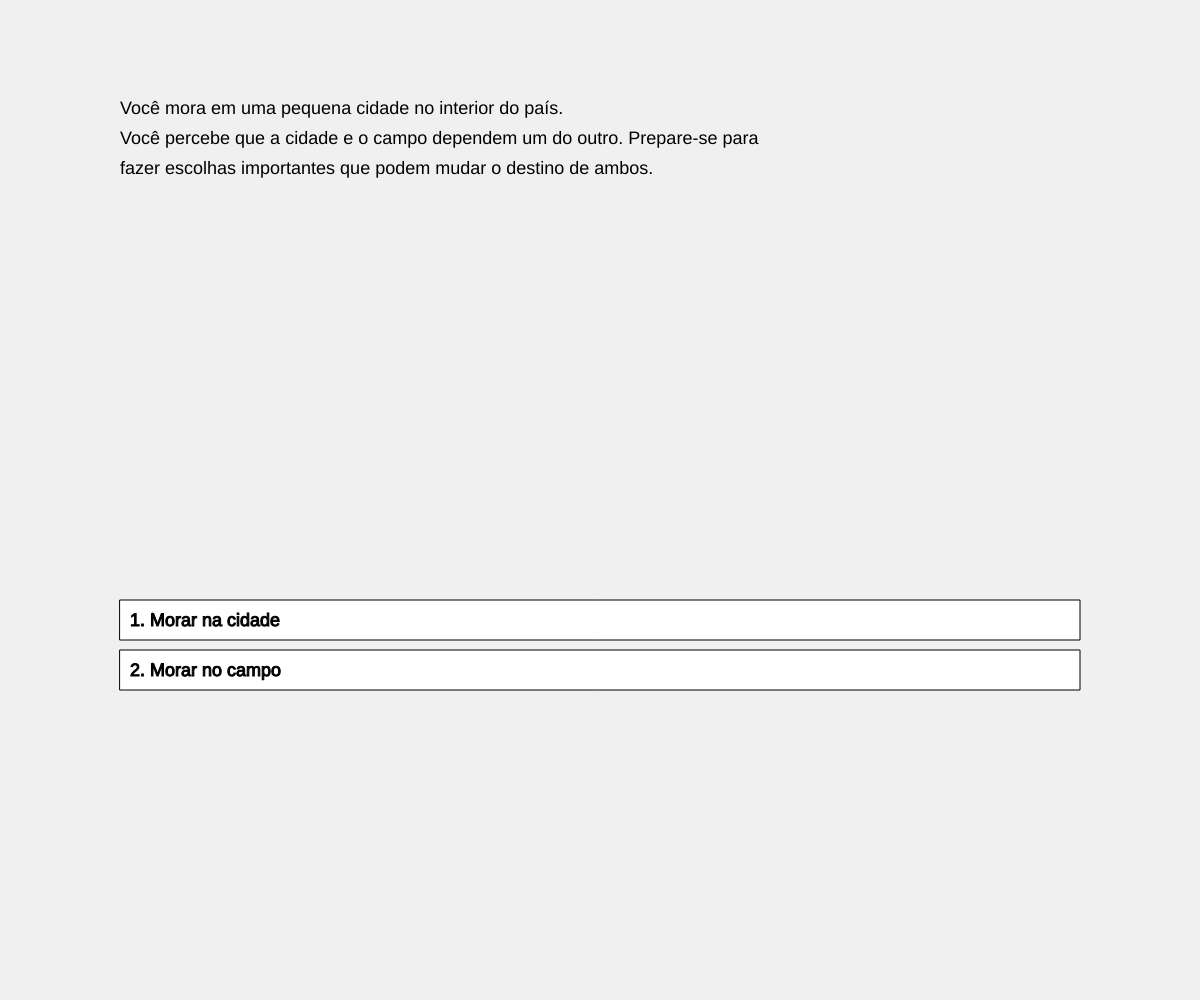
Frame 1 (no input)
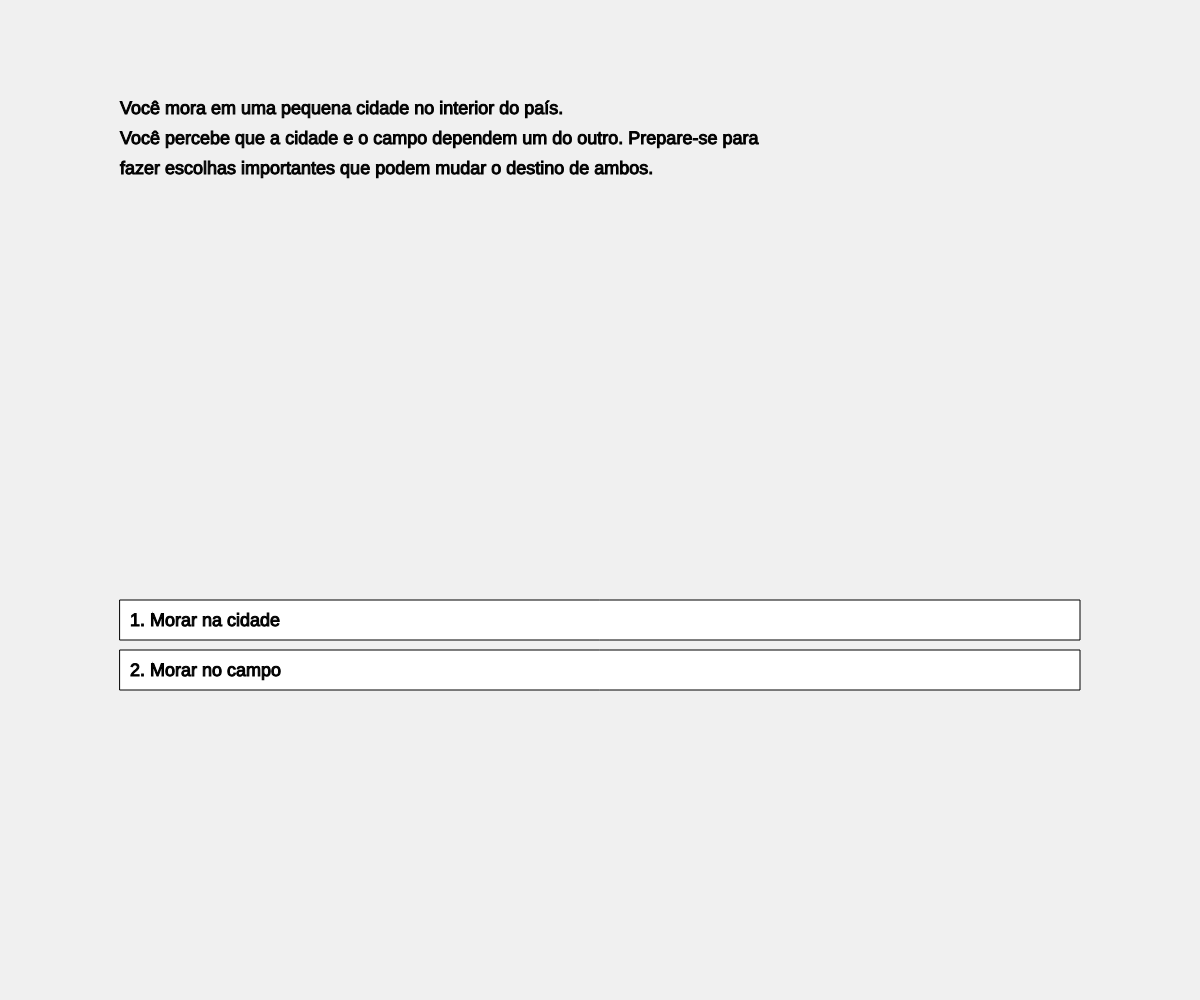
Frame 60 (no input)
Frame 120 (the mouse pressed at the canvas centre since frame 60): identical to frame 60, image omitted

The p5.js sketch that drew these frames (run headless with seeded random() and noise() and a simulated clock; from frame 60 on, the mouse is pressed at the canvas centre):

// p5.js sketch
// ── sketch.js
let currentScene = 'start';
let nextScene = '';
let fading = false;
let fadeAlpha = 0;

function setup() {
  createCanvas(windowWidth, windowHeight);
  textAlign(LEFT, TOP);
  textSize(18);
}

function draw() {
  if(fading) {
    fill(0, fadeAlpha);
    noStroke();
    rect(0, 0, width, height);
    fadeAlpha += 10;
    if(fadeAlpha >= 255) {
      fadeAlpha = 0;
      fading = false;
      currentScene = nextScene;
    }
    return;
  }
// inicio do jogo
  if(currentScene === 'start') {
    background(240);
  } else if(currentScene.startsWith('city')) {
    background(135, 206, 235);
    fill(80);
    noStroke();
    for(let i = 0; i < width; i += 100) {
      let h = 150 + (i % 3) * 50;
      rect(i, height - h, 80, h);
    }
  } else if(currentScene.startsWith('camp')) {
    background(200, 255, 200);
    fill(255, 204, 0);
    noStroke();
    ellipse(width - 100, 100, 80, 80);
    fill(100, 155, 100);
    rect(0, height - 100, width, 100);
    fill(34, 139, 34);
    rect(width/2 - 10, height - 140, 20, 40);
  }

  if (currentScene === 'start') {
    fill(0);
    text("Você mora em uma pequena cidade no interior do país.", width*0.1, height*0.10 + 30*0);
    fill(0);
    text("Você percebe que a cidade e o campo dependem um do outro. Prepare-se para", width*0.1, height*0.10 + 30*1);
    fill(0);
    text("fazer escolhas importantes que podem mudar o destino de ambos.", width*0.1, height*0.10 + 30*2);
    stroke(0);
    fill(255);
    rect(width*0.1, height*0.6 + 50*0, width*0.8, 40);
    fill(0);
    text("1. Morar na cidade", width*0.1 + 10, height*0.6 + 50*0 + 12);
    stroke(0);
    fill(255);
    rect(width*0.1, height*0.6 + 50*1, width*0.8, 40);
    fill(0);
    text("2. Morar no campo", width*0.1 + 10, height*0.6 + 50*1 + 12);
  }
// escolha do cenario
  if (currentScene === 'city1') {
    fill(0);
    text("Você vive na cidade grande. Há problemas: a cidade precisa de alimentos do campo.", width*0.1, height*0.10 + 30*0);
    fill(0);
    text("As pessoas do campo precisam dos produtos da cidade. O que você faz?", width*0.1, height*0.10 + 30*1);
    stroke(0);
    fill(255);
    rect(width*0.1, height*0.6 + 50*0, width*0.8, 40);
    fill(0);
    text("1. Investir em fazendas urbanas", width*0.1 + 10, height*0.6 + 50*0 + 12);
    stroke(0);
    fill(255);
    rect(width*0.1, height*0.6 + 50*1, width*0.8, 40);
    fill(0);
    text("2. Aumentar as compras de alimentos do campo", width*0.1 + 10, height*0.6 + 50*1 + 12);
    stroke(0);
    fill(255);
    rect(width*0.1, height*0.6 + 50*2, width*0.8, 40);
    fill(0);
    text("3. Ignorar o problema e focar na cidade", width*0.1 + 10, height*0.6 + 50*2 + 12);
  }
// a partir daqui tem diversas escolhas que podem ser feitas
  if (currentScene === 'cityInvest1') {
    fill(0);
    text("Você investe em fazendas urbanas. Aos poucos, a produção agrícola cresce na cidade.", width*0.1, height*0.10 + 30*0);
    fill(0);
    text("Ainda assim, você sente falta dos produtos típicos do campo. O que fazer agora?", width*0.1, height*0.10 + 30*1);
    stroke(0);
    fill(255);
    rect(width*0.1, height*0.6 + 50*0, width*0.8, 40);
    fill(0);
    text("1. Levar produtos rurais para a feira da cidade", width*0.1 + 10, height*0.6 + 50*0 + 12);
    stroke(0);
    fill(255);
    rect(width*0.1, height*0.6 + 50*1, width*0.8, 40);
    fill(0);
    text("2. Organizar eventos culturais rurais na cidade", width*0.1 + 10, height*0.6 + 50*1 + 12);
    stroke(0);
    fill(255);
    rect(width*0.1, height*0.6 + 50*2, width*0.8, 40);
    fill(0);
    text("3. Continuar focando apenas no crescimento urbano", width*0.1 + 10, height*0.6 + 50*2 + 12);
  }

  if (currentScene === 'cityBuy1') {
    fill(0);
    text("Você decide apoiar diretamente os agricultores, comprando mais dos campos.", width*0.1, height*0.10 + 30*0);
    fill(0);
    text("Isso ajuda o campo, mas a cidade ainda sofre com poluição e falta de espaço. O próximo passo?", width*0.1, height*0.10 + 30*1);
    stroke(0);
    fill(255);
    rect(width*0.1, height*0.6 + 50*0, width*0.8, 40);
    fill(0);
    text("1. Investir em energia limpa e transporte", width*0.1 + 10, height*0.6 + 50*0 + 12);
    stroke(0);
    fill(255);
    rect(width*0.1, height*0.6 + 50*1, width*0.8, 40);
    fill(0);
    text("2. Promover festivais culturais rurais na cidade", width*0.1 + 10, height*0.6 + 50*1 + 12);
    stroke(0);
    fill(255);
    rect(width*0.1, height*0.6 + 50*2, width*0.8, 40);
    fill(0);
    text("3. Reduzir impostos para empresas urbanas", width*0.1 + 10, height*0.6 + 50*2 + 12);
  }

  if (currentScene === 'cityIgnore1') {
    fill(0);
    text("Você ignora os problemas do campo. Aos poucos, os mercados ficam vazios e a cidade sofre com falta de alimentos.", width*0.1, height*0.10 + 30*0);
    fill(0);
    text("O que você faz agora?", width*0.1, height*0.10 + 30*1);
    stroke(0);
    fill(255);
    rect(width*0.1, height*0.6 + 50*0, width*0.8, 40);
    fill(0);
    text("1. Perceber o erro e ajudar os agricultores", width*0.1 + 10, height*0.6 + 50*0 + 12);
    stroke(0);
    fill(255);
    rect(width*0.1, height*0.6 + 50*1, width*0.8, 40);
    fill(0);
    text("2. Tentar cultivar alimentos em prédios abandonados", width*0.1 + 10, height*0.6 + 50*1 + 12);
    stroke(0);
    fill(255);
    rect(width*0.1, height*0.6 + 50*2, width*0.8, 40);
    fill(0);
    text("3. Desistir da cidade e voltar ao campo", width*0.1 + 10, height*0.6 + 50*2 + 12);
  }

  if (currentScene === 'cityTrade2') {
    fill(0);
    text("Você leva produtos rurais para a feira da cidade.", width*0.1, height*0.10 + 30*0);
    fill(0);
    text("A comunidade celebra o intercâmbio e muitos aprendem sobre o valor do campo.", width*0.1, height*0.10 + 30*1);
    stroke(0);
    fill(255);
    rect(width*0.1, height*0.6 + 50*0, width*0.8, 40);
    fill(0);
    text("1. Expandir o mercado para outras cidades", width*0.1 + 10, height*0.6 + 50*0 + 12);
    stroke(0);
    fill(255);
    rect(width*0.1, height*0.6 + 50*1, width*0.8, 40);
    fill(0);
    text("2. Criar programa educacional sobre agricultura", width*0.1 + 10, height*0.6 + 50*1 + 12);
    stroke(0);
    fill(255);
    rect(width*0.1, height*0.6 + 50*2, width*0.8, 40);
    fill(0);
    text("3. Aumentar a produção urbana para exportação", width*0.1 + 10, height*0.6 + 50*2 + 12);
  }

  if (currentScene === 'cityCulture2') {
    fill(0);
    text("Você promove cultura rural na cidade. Festivais trazem música e comidas típicas do campo.", width*0.1, height*0.10 + 30*0);
    fill(0);
    text("Ambos veem valor um no outro.", width*0.1, height*0.10 + 30*1);
    stroke(0);
    fill(255);
    rect(width*0.1, height*0.6 + 50*0, width*0.8, 40);
    fill(0);
    text("1. Convidar fazendeiros para conselhos de planejamento", width*0.1 + 10, height*0.6 + 50*0 + 12);
    stroke(0);
    fill(255);
    rect(width*0.1, height*0.6 + 50*1, width*0.8, 40);
    fill(0);
    text("2. Ensinar técnicas agrícolas nas escolas urbanas", width*0.1 + 10, height*0.6 + 50*1 + 12);
    stroke(0);
    fill(255);
    rect(width*0.1, height*0.6 + 50*2, width*0.8, 40);
    fill(0);
    text("3. Planejar um projeto de agricultura comunitária", width*0.1 + 10, height*0.6 + 50*2 + 12);
  }

  if (currentScene === 'cityUrbanFocus2') {
    fill(0);
    text("Você continua focado no crescimento urbano. A cidade cresce, mas o campo empobrece cada vez mais.", width*0.1, height*0.10 + 30*0);
    fill(0);
    text("Suprimentos ficam escassos.", width*0.1, height*0.10 + 30*1);
    stroke(0);
    fill(255);
    rect(width*0.1, height*0.6 + 50*0, width*0.8, 40);
    fill(0);
    text("1. Reconhecer o desequilíbrio e mudar de foco", width*0.1 + 10, height*0.6 + 50*0 + 12);
    stroke(0);
    fill(255);
    rect(width*0.1, height*0.6 + 50*1, width*0.8, 40);
    fill(0);
    text("2. Construir mais arranha-céus mesmo sem alimentos suficientes", width*0.1 + 10, height*0.6 + 50*1 + 12);
    stroke(0);
    fill(255);
    rect(width*0.1, height*0.6 + 50*2, width*0.8, 40);
    fill(0);
    text("3. Incentivar migração do campo para a cidade", width*0.1 + 10, height*0.6 + 50*2 + 12);
  }

  if (currentScene === 'cityGreen2') {
    fill(0);
    text("Você investe em energia limpa e transporte. A poluição diminui e as estradas facilitam o escoamento da produção rural.", width*0.1, height*0.10 + 30*0);
    stroke(0);
    fill(255);
    rect(width*0.1, height*0.6 + 50*0, width*0.8, 40);
    fill(0);
    text("1. Ajudar fazendeiros a usar técnicas sustentáveis", width*0.1 + 10, height*0.6 + 50*0 + 12);
    stroke(0);
    fill(255);
    rect(width*0.1, height*0.6 + 50*1, width*0.8, 40);
    fill(0);
    text("2. Diversificar as culturas para alimentar cidades maiores", width*0.1 + 10, height*0.6 + 50*1 + 12);
    stroke(0);
    fill(255);
    rect(width*0.1, height*0.6 + 50*2, width*0.8, 40);
    fill(0);
    text("3. Criar cooperativas urbanas de agricultura", width*0.1 + 10, height*0.6 + 50*2 + 12);
  }

  if (currentScene === 'cityFestival2') {
    fill(0);
    text("Você promove festivais rurais na cidade. A população urbana conhece o campo através da cultura, e a relação se fortalece.", width*0.1, height*0.10 + 30*0);
    stroke(0);
    fill(255);
    rect(width*0.1, height*0.6 + 50*0, width*0.8, 40);
    fill(0);
    text("1. Abrir mercadinho de produtos do campo na cidade", width*0.1 + 10, height*0.6 + 50*0 + 12);
    stroke(0);
    fill(255);
    rect(width*0.1, height*0.6 + 50*1, width*0.8, 40);
    fill(0);
    text("2. Estudar formas de irrigação mistas (cidade-campo)", width*0.1 + 10, height*0.6 + 50*1 + 12);
    stroke(0);
    fill(255);
    rect(width*0.1, height*0.6 + 50*2, width*0.8, 40);
    fill(0);
    text("3. Levar jovens urbanos para auxiliar na colheita", width*0.1 + 10, height*0.6 + 50*2 + 12);
  }

  if (currentScene === 'cityTaxCut2') {
    fill(0);
    text("Você reduz impostos urbanos. As empresas crescem, mas ainda há dependência do campo.", width*0.1, height*0.10 + 30*0);
    fill(0);
    text("O campo sente falta de investimentos em tecnologia.", width*0.1, height*0.10 + 30*1);
    stroke(0);
    fill(255);
    rect(width*0.1, height*0.6 + 50*0, width*0.8, 40);
    fill(0);
    text("1. Investir parte do lucro urbano no campo", width*0.1 + 10, height*0.6 + 50*0 + 12);
    stroke(0);
    fill(255);
    rect(width*0.1, height*0.6 + 50*1, width*0.8, 40);
    fill(0);
    text("2. Criar zonas verdes e parques agrícolas na cidade", width*0.1 + 10, height*0.6 + 50*1 + 12);
    stroke(0);
    fill(255);
    rect(width*0.1, height*0.6 + 50*2, width*0.8, 40);
    fill(0);
    text("3. Enviar técnicos urbanos para ensinar no campo", width*0.1 + 10, height*0.6 + 50*2 + 12);
  }

  if (currentScene === 'cityHelpFarmers2') {
    fill(0);
    text("Você percebe o erro e volta a ajudar. Trabalhando com fazendeiros, reconstrói a ponte entre cidade e campo.", width*0.1, height*0.10 + 30*0);
    stroke(0);
    fill(255);
    rect(width*0.1, height*0.6 + 50*0, width*0.8, 40);
    fill(0);
    text("1. Estabelecer cooperativas rurais integradas", width*0.1 + 10, height*0.6 + 50*0 + 12);
    stroke(0);
    fill(255);
    rect(width*0.1, height*0.6 + 50*1, width*0.8, 40);
    fill(0);
    text("2. Promover educação alimentar nas escolas", width*0.1 + 10, height*0.6 + 50*1 + 12);
    stroke(0);
    fill(255);
    rect(width*0.1, height*0.6 + 50*2, width*0.8, 40);
    fill(0);
    text("3. Realizar feira anual de integração cidade-campo", width*0.1 + 10, height*0.6 + 50*2 + 12);
  }

  if (currentScene === 'cityHighriseFarm2') {
    fill(0);
    text("Você começa a cultivar em arranha-céus. A produção aumenta, mas o campo sente falta de mão de obra e apoio.", width*0.1, height*0.10 + 30*0);
    stroke(0);
    fill(255);
    rect(width*0.1, height*0.6 + 50*0, width*0.8, 40);
    fill(0);
    text("1. Criar parcerias com fazendas para pesquisa", width*0.1 + 10, height*0.6 + 50*0 + 12);
    stroke(0);
    fill(255);
    rect(width*0.1, height*0.6 + 50*1, width*0.8, 40);
    fill(0);
    text("2. Oferecer cursos de agricultura para jovens urbanos", width*0.1 + 10, height*0.6 + 50*1 + 12);
    stroke(0);
    fill(255);
    rect(width*0.1, height*0.6 + 50*2, width*0.8, 40);
    fill(0);
    text("3. Trazer experiências rurais para o prédio agrícola", width*0.1 + 10, height*0.6 + 50*2 + 12);
  }

  if (currentScene === 'cityBackCountry2') {
    fill(0);
    text("Você volta para o campo. Lá, conhece a dura realidade rural, mas também a importância do apoio da cidade.", width*0.1, height*0.10 + 30*0);
    stroke(0);
    fill(255);
    rect(width*0.1, height*0.6 + 50*0, width*0.8, 40);
    fill(0);
    text("1. Focar em exportar produtos especializados", width*0.1 + 10, height*0.6 + 50*0 + 12);
    stroke(0);
    fill(255);
    rect(width*0.1, height*0.6 + 50*1, width*0.8, 40);
    fill(0);
    text("2. Pedir ajuda da cidade em infraestrutura", width*0.1 + 10, height*0.6 + 50*1 + 12);
    stroke(0);
    fill(255);
    rect(width*0.1, height*0.6 + 50*2, width*0.8, 40);
    fill(0);
    text("3. Abrir escola sobre desenvolvimento sustentável", width*0.1 + 10, height*0.6 + 50*2 + 12);
  }

  if (currentScene === 'cityExpandMarket3') {
    fill(0);
    text("Você expandiu o mercado rural para outras cidades. A economia prospera e a interdependência", width*0.1, height*0.10 + 30*0);
    fill(0);
    text("entre cidade e campo se fortalece. Fim.", width*0.1, height*0.10 + 30*1);
  }

  if (currentScene === 'cityEduProgram3') {
    fill(0);
    text("Você criou um programa educacional sobre agricultura. As próximas gerações urbanas aprenderam", width*0.1, height*0.10 + 30*0);
    fill(0);
    text("a valorizar o campo. Fim.", width*0.1, height*0.10 + 30*1);
  }

  if (currentScene === 'cityExport3') {
    fill(0);
    text("Você aumentou a produção urbana para exportar. Os lucros cresceram, mas percebeu que a cidade ainda", width*0.1, height*0.10 + 30*0);
    fill(0);
    text("precisava do campo para equilíbrio. Fim.", width*0.1, height*0.10 + 30*1);
  }

  if (currentScene === 'cityInvFarmers3') {
    fill(0);
    text("Você convidou fazendeiros para conselhos de planejamento. Eles trouxeram ideias valiosas.", width*0.1, height*0.10 + 30*0);
    fill(0);
    text("Cidade e campo cresceram juntos. Fim.", width*0.1, height*0.10 + 30*1);
  }

  if (currentScene === 'citySchools3') {
    fill(0);
    text("Você ensinou técnicas agrícolas nas escolas urbanas. Jovens urbanos passaram a ajudar no campo ocasionalmente.", width*0.1, height*0.10 + 30*0);
    fill(0);
    text("A união ficou mais forte. Fim.", width*0.1, height*0.10 + 30*1);
  }

  if (currentScene === 'cityCommAgr3') {
    fill(0);
    text("Você planejou projetos de agricultura comunitária. Espaços vazios viraram hortas comunitárias, beneficiando todos.", width*0.1, height*0.10 + 30*0);
    fill(0);
    text("Fim.", width*0.1, height*0.10 + 30*1);
  }

  if (currentScene === 'cityRealize3') {
    fill(0);
    text("Você reconheceu o desequilíbrio e mudou de foco. A partir de então trabalhou lado a lado com o campo.", width*0.1, height*0.10 + 30*0);
    fill(0);
    text("Tudo melhorou. Fim.", width*0.1, height*0.10 + 30*1);
  }

  if (currentScene === 'citySkyscraper3') {
    fill(0);
    text("Você construiu mais arranha-céus, mas a falta de alimentos causou crise. A cidade enfrentou escassez e aprendeu", width*0.1, height*0.10 + 30*0);
    fill(0);
    text("a lição da dependência. Fim.", width*0.1, height*0.10 + 30*1);
  }

  if (currentScene === 'cityEncourageMigration3') {
    fill(0);
    text("Você incentivou migração, esvaziando o campo. A longo prazo, isso gerou falta de alimento e valorizou a sabedoria rural.", width*0.1, height*0.10 + 30*0);
    fill(0);
    text("Cidade aprendeu o valor do campo. Fim.", width*0.1, height*0.10 + 30*1);
  }

  if (currentScene === 'citySustainFarm3') {
    fill(0);
    text("Você ajudou fazendeiros a adotarem técnicas sustentáveis. A produção cresceu de forma equilibrada.", width*0.1, height*0.10 + 30*0);
    fill(0);
    text("Cidade e campo celebram o sucesso conjunto. Fim.", width*0.1, height*0.10 + 30*1);
  }

  if (currentScene === 'cityDiversify3') {
    fill(0);
    text("Você diversificou as culturas no campo. A cidade teve mais variedade de alimentos e o campo se tornou mais forte.", width*0.1, height*0.10 + 30*0);
    fill(0);
    text("Fim.", width*0.1, height*0.10 + 30*1);
  }

  if (currentScene === 'cityUrbanCoop3') {
    fill(0);
    text("Você criou cooperativas urbanas de agricultura. Jardins comunitários floriram.", width*0.1, height*0.10 + 30*0);
    fill(0);
    text("A barreira entre cidade e campo ficou mais tênue. Fim.", width*0.1, height*0.10 + 30*1);
  }

  if (currentScene === 'cityRuralMarket3') {
    fill(0);
    text("Você abriu um mercadinho de produtos rurais na cidade. Os agricultores ganharam renda justa e a cidade teve alimentos frescos.", width*0.1, height*0.10 + 30*0);
    fill(0);
    text("Fim.", width*0.1, height*0.10 + 30*1);
  }

  if (currentScene === 'cityIrrigation3') {
    fill(0);
    text("Você desenvolveu sistemas mistos de irrigação. O campo produziu mais e a cidade ajudou no financiamento.", width*0.1, height*0.10 + 30*0);
    fill(0);
    text("O esforço conjunto trouxe abundância. Fim.", width*0.1, height*0.10 + 30*1);
  }

  if (currentScene === 'cityCityToFarm3') {
    fill(0);
    text("Você levou jovens urbanos para ajudar na colheita. Eles entenderam a vida no campo e divulgaram seu valor.", width*0.1, height*0.10 + 30*0);
    fill(0);
    text("Ambos os lados aprenderam muito. Fim.", width*0.1, height*0.10 + 30*1);
  }

  if (currentScene === 'cityInvestField3') {
    fill(0);
    text("Você investiu no campo com parte dos lucros urbanos. A economia rural floresceu e logo todos se beneficiaram.", width*0.1, height*0.10 + 30*0);
    fill(0);
    text("Cidade e campo prosperaram juntos. Fim.", width*0.1, height*0.10 + 30*1);
  }

  if (currentScene === 'cityParks3') {
    fill(0);
    text("Você criou parques agrícolas na cidade. O verde cresceu entre os prédios e as pessoas passaram a valorizar a agricultura.", width*0.1, height*0.10 + 30*0);
    fill(0);
    text("Fim.", width*0.1, height*0.10 + 30*1);
  }

  if (currentScene === 'cityTechField3') {
    fill(0);
    text("Você enviou técnicos urbanos para o campo. Inovações aumentaram a produção rural.", width*0.1, height*0.10 + 30*0);
    fill(0);
    text("A dependência foi substituída pela parceria. Fim.", width*0.1, height*0.10 + 30*1);
  }

  if (currentScene === 'cityCoop3') {
    fill(0);
    text("Você estabeleceu cooperativas integradas. Cidade e campo trabalharam em conjunto em todos os níveis.", width*0.1, height*0.10 + 30*0);
    fill(0);
    text("O resultado foi desenvolvimento equilibrado. Fim.", width*0.1, height*0.10 + 30*1);
  }

  if (currentScene === 'cityEduFood3') {
    fill(0);
    text("Você promoveu educação alimentar nas escolas. Jovens aprenderam a importância de cada ambiente.", width*0.1, height*0.10 + 30*0);
    fill(0);
    text("Ambos celebram seus papéis complementares. Fim.", width*0.1, height*0.10 + 30*1);
  }

  if (currentScene === 'cityIntegrationFair3') {
    fill(0);
    text("Você realizou uma feira de integração. As pessoas conheceram as práticas de ambos e entenderam sua interdependência.", width*0.1, height*0.10 + 30*0);
    fill(0);
    text("Fim.", width*0.1, height*0.10 + 30*1);
  }

  if (currentScene === 'cityResearch3') {
    fill(0);
    text("Você criou parcerias para pesquisa agrícola. Urbanos trouxeram tecnologia e o campo trouxe conhecimento prático.", width*0.1, height*0.10 + 30*0);
    fill(0);
    text("Assim todos aprenderam e cresceram. Fim.", width*0.1, height*0.10 + 30*1);
  }

  if (currentScene === 'cityYouthAgri3') {
    fill(0);
    text("Você ofereceu cursos de agricultura. Jovens descobriram vocações no campo.", width*0.1, height*0.10 + 30*0);
    fill(0);
    text("Um novo fluxo equilibrado de pessoas e ideias se estabeleceu. Fim.", width*0.1, height*0.10 + 30*1);
  }

  if (currentScene === 'cityAgriBuilding3') {
    fill(0);
    text("Você integrou experiências rurais no arranha-céu agrícola. Os métodos do campo enriqueceram o cultivo urbano.", width*0.1, height*0.10 + 30*0);
    fill(0);
    text("Produzir se tornou uma atividade compartilhada. Fim.", width*0.1, height*0.10 + 30*1);
  }

  if (currentScene === 'cityExportField3') {
    fill(0);
    text("Você focou em exportar produtos rurais. O campo cresceu em renome internacional,", width*0.1, height*0.10 + 30*0);
    fill(0);
    text("mas aprendeu que sem a cidade não teria onde vender. Fim.", width*0.1, height*0.10 + 30*1);
  }

  if (currentScene === 'cityAskCity3') {
    fill(0);
    text("Você pediu ajuda da cidade em infraestrutura. Parcerias de governo e empresas ligaram campo e cidade com estradas melhores.", width*0.1, height*0.10 + 30*0);
    fill(0);
    text("Todos foram beneficiados. Fim.", width*0.1, height*0.10 + 30*1);
  }

  if (currentScene === 'citySustainEdu3') {
    fill(0);
    text("Você abriu uma escola sobre desenvolvimento sustentável. Nova geração aprendeu a equilibrar cidade e campo.", width*0.1, height*0.10 + 30*0);
    fill(0);
    text("Isso mudou o futuro para melhor. Fim.", width*0.1, height*0.10 + 30*1);
  }
// campo 
  if (currentScene === 'camp1') {
    fill(0);
    text("Você vive em uma comunidade rural. A vida no campo é bela, mas há dificuldades: muitos jovens", width*0.1, height*0.10 + 30*0);
    fill(0);
    text("migram para a cidade em busca de trabalho. O que você faz?", width*0.1, height*0.10 + 30*1);
    stroke(0);
    fill(255);
    rect(width*0.1, height*0.6 + 50*0, width*0.8, 40);
    fill(0);
    text("1. Aumentar a produção e vender mais para a cidade", width*0.1 + 10, height*0.6 + 50*0 + 12);
    stroke(0);
    fill(255);
    rect(width*0.1, height*0.6 + 50*1, width*0.8, 40);
    fill(0);
    text("2. Investir em turismo rural e cultura local", width*0.1 + 10, height*0.6 + 50*1 + 12);
    stroke(0);
    fill(255);
    rect(width*0.1, height*0.6 + 50*2, width*0.8, 40);
    fill(0);
    text("3. Incentivar empregos locais e infraestrutura", width*0.1 + 10, height*0.6 + 50*2 + 12);
  }
// opções possiveis
  if (currentScene === 'campProduction2') {
    fill(0);
    text("Você foca em aumentar a produção rural. Os lucros crescem, mas percebe que precisa de ajuda tecnológica e de logística urbana.", width*0.1, height*0.10 + 30*0);
    stroke(0);
    fill(255);
    rect(width*0.1, height*0.6 + 50*0, width*0.8, 40);
    fill(0);
    text("1. Formar parceria com empresas da cidade", width*0.1 + 10, height*0.6 + 50*0 + 12);
    stroke(0);
    fill(255);
    rect(width*0.1, height*0.6 + 50*1, width*0.8, 40);
    fill(0);
    text("2. Criar cooperativa de produtores rurais", width*0.1 + 10, height*0.6 + 50*1 + 12);
    stroke(0);
    fill(255);
    rect(width*0.1, height*0.6 + 50*2, width*0.8, 40);
    fill(0);
    text("3. Exportar diretamente para o exterior", width*0.1 + 10, height*0.6 + 50*2 + 12);
  }

  if (currentScene === 'campTourism2') {
    fill(0);
    text("Você investe em turismo rural e mantém a cultura local viva. Isso atrai visitantes da cidade para", width*0.1, height*0.10 + 30*0);
    fill(0);
    text("aprender sobre o campo. Próximo passo?", width*0.1, height*0.10 + 30*1);
    stroke(0);
    fill(255);
    rect(width*0.1, height*0.6 + 50*0, width*0.8, 40);
    fill(0);
    text("1. Organizar um festival anual no campo", width*0.1 + 10, height*0.6 + 50*0 + 12);
    stroke(0);
    fill(255);
    rect(width*0.1, height*0.6 + 50*1, width*0.8, 40);
    fill(0);
    text("2. Vender artesanato e produtos pela internet", width*0.1 + 10, height*0.6 + 50*1 + 12);
    stroke(0);
    fill(255);
    rect(width*0.1, height*0.6 + 50*2, width*0.8, 40);
    fill(0);
    text("3. Convidar chefs da cidade para trabalhar com você", width*0.1 + 10, height*0.6 + 50*2 + 12);
  }

  if (currentScene === 'campLocalJobs2') {
    fill(0);
    text("Você tenta incentivar empregos locais, mas a infraestrutura é precária. A cidade oferece mais oportunidades.", width*0.1, height*0.10 + 30*0);
    fill(0);
    text("O que fazer?", width*0.1, height*0.10 + 30*1);
    stroke(0);
    fill(255);
    rect(width*0.1, height*0.6 + 50*0, width*0.8, 40);
    fill(0);
    text("1. Lutar por melhorias na estrada e internet", width*0.1 + 10, height*0.6 + 50*0 + 12);
    stroke(0);
    fill(255);
    rect(width*0.1, height*0.6 + 50*1, width*0.8, 40);
    fill(0);
    text("2. Enviar jovens para treinamento na cidade", width*0.1 + 10, height*0.6 + 50*1 + 12);
    stroke(0);
    fill(255);
    rect(width*0.1, height*0.6 + 50*2, width*0.8, 40);
    fill(0);
    text("3. Fundar negócio de tecnologia agrícola local", width*0.1 + 10, height*0.6 + 50*2 + 12);
  }

  if (currentScene === 'campPartnerCity3') {
    fill(0);
    text("Você faz parceria com empresas da cidade. Tecnologia urbana chega ao campo e aumenta a produtividade.", width*0.1, height*0.10 + 30*0);
    stroke(0);
    fill(255);
    rect(width*0.1, height*0.6 + 50*0, width*0.8, 40);
    fill(0);
    text("1. Divulgar parceria para outras comunidades", width*0.1 + 10, height*0.6 + 50*0 + 12);
    stroke(0);
    fill(255);
    rect(width*0.1, height*0.6 + 50*1, width*0.8, 40);
    fill(0);
    text("2. Investir em pesquisa de sustentabilidade", width*0.1 + 10, height*0.6 + 50*1 + 12);
    stroke(0);
    fill(255);
    rect(width*0.1, height*0.6 + 50*2, width*0.8, 40);
    fill(0);
    text("3. Focar em educação para jovens rurais", width*0.1 + 10, height*0.6 + 50*2 + 12);
  }

  if (currentScene === 'campCoop3') {
    fill(0);
    text("Você cria uma cooperativa forte. Sem intermediários, o campo tem mais renda e influência.", width*0.1, height*0.10 + 30*0);
    stroke(0);
    fill(255);
    rect(width*0.1, height*0.6 + 50*0, width*0.8, 40);
    fill(0);
    text("1. Construir escola rural com os lucros", width*0.1 + 10, height*0.6 + 50*0 + 12);
    stroke(0);
    fill(255);
    rect(width*0.1, height*0.6 + 50*1, width*0.8, 40);
    fill(0);
    text("2. Comprar equipamentos agrícolas em grupo", width*0.1 + 10, height*0.6 + 50*1 + 12);
    stroke(0);
    fill(255);
    rect(width*0.1, height*0.6 + 50*2, width*0.8, 40);
    fill(0);
    text("3. Praticar agricultura orgânica avançada", width*0.1 + 10, height*0.6 + 50*2 + 12);
  }

  if (currentScene === 'campExport3') {
    fill(0);
    text("Você exporta internacionalmente. O campo se torna renomado, mas ainda precisa de infraestrutura urbana para o transporte.", width*0.1, height*0.10 + 30*0);
    stroke(0);
    fill(255);
    rect(width*0.1, height*0.6 + 50*0, width*0.8, 40);
    fill(0);
    text("1. Melhorar logística com a cidade próxima", width*0.1 + 10, height*0.6 + 50*0 + 12);
    stroke(0);
    fill(255);
    rect(width*0.1, height*0.6 + 50*1, width*0.8, 40);
    fill(0);
    text("2. Realizar feira de exportação junto com a cidade", width*0.1 + 10, height*0.6 + 50*1 + 12);
    stroke(0);
    fill(255);
    rect(width*0.1, height*0.6 + 50*2, width*0.8, 40);
    fill(0);
    text("3. Investir em tecnologia da informação rural", width*0.1 + 10, height*0.6 + 50*2 + 12);
  }

  if (currentScene === 'campFestival3') {
    fill(0);
    text("O festival anual no campo atrai muita gente. Emprego aumenta e a cidade fica mais consciente da vida rural.", width*0.1, height*0.10 + 30*0);
    stroke(0);
    fill(255);
    rect(width*0.1, height*0.6 + 50*0, width*0.8, 40);
    fill(0);
    text("1. Criar curso de agricultura urbana inspirado no festival", width*0.1 + 10, height*0.6 + 50*0 + 12);
    stroke(0);
    fill(255);
    rect(width*0.1, height*0.6 + 50*1, width*0.8, 40);
    fill(0);
    text("2. Fazer do festival um evento regional", width*0.1 + 10, height*0.6 + 50*1 + 12);
    stroke(0);
    fill(255);
    rect(width*0.1, height*0.6 + 50*2, width*0.8, 40);
    fill(0);
    text("3. Vincular escolas urbanas ao festival", width*0.1 + 10, height*0.6 + 50*2 + 12);
  }

  if (currentScene === 'campEcommerce3') {
    fill(0);
    text("Você vende produtos do campo pela internet. Assim o mundo inteiro compra do seu quintal.", width*0.1, height*0.10 + 30*0);
    stroke(0);
    fill(255);
    rect(width*0.1, height*0.6 + 50*0, width*0.8, 40);
    fill(0);
    text("1. Treinar jovens em marketing digital", width*0.1 + 10, height*0.6 + 50*0 + 12);
    stroke(0);
    fill(255);
    rect(width*0.1, height*0.6 + 50*1, width*0.8, 40);
    fill(0);
    text("2. Melhorar entrega urbana até o campo", width*0.1 + 10, height*0.6 + 50*1 + 12);
    stroke(0);
    fill(255);
    rect(width*0.1, height*0.6 + 50*2, width*0.8, 40);
    fill(0);
    text("3. Combinar turismo e e-commerce (loja na fazenda)", width*0.1 + 10, height*0.6 + 50*2 + 12);
  }

  if (currentScene === 'campInviteChefs3') {
    fill(0);
    text("Chefs urbanos trabalham com você. Novas receitas surgem e mantém jovens envolvidos na culinária rural.", width*0.1, height*0.10 + 30*0);
    stroke(0);
    fill(255);
    rect(width*0.1, height*0.6 + 50*0, width*0.8, 40);
    fill(0);
    text("1. Criar restaurante comunitário no campo", width*0.1 + 10, height*0.6 + 50*0 + 12);
    stroke(0);
    fill(255);
    rect(width*0.1, height*0.6 + 50*1, width*0.8, 40);
    fill(0);
    text("2. Levar cozinheiros do campo para eventos na cidade", width*0.1 + 10, height*0.6 + 50*1 + 12);
    stroke(0);
    fill(255);
    rect(width*0.1, height*0.6 + 50*2, width*0.8, 40);
    fill(0);
    text("3. Fazer documentário de receitas locais", width*0.1 + 10, height*0.6 + 50*2 + 12);
  }

  if (currentScene === 'campInfra3') {
    fill(0);
    text("Você consegue melhorias na infraestrutura rural. Jovens começam a ver futuro no campo,", width*0.1, height*0.10 + 30*0);
    fill(0);
    text("e a cidade se beneficia com produtos mais estáveis.", width*0.1, height*0.10 + 30*1);
    stroke(0);
    fill(255);
    rect(width*0.1, height*0.6 + 50*0, width*0.8, 40);
    fill(0);
    text("1. Criar projetos de energia solar na comunidade", width*0.1 + 10, height*0.6 + 50*0 + 12);
    stroke(0);
    fill(255);
    rect(width*0.1, height*0.6 + 50*1, width*0.8, 40);
    fill(0);
    text("2. Ensinar tecnologia nas escolas rurais", width*0.1 + 10, height*0.6 + 50*1 + 12);
    stroke(0);
    fill(255);
    rect(width*0.1, height*0.6 + 50*2, width*0.8, 40);
    fill(0);
    text("3. Fazer parcerias para maquinário agrícola com a cidade", width*0.1 + 10, height*0.6 + 50*2 + 12);
  }

  if (currentScene === 'campTrain3') {
    fill(0);
    text("Juventude treinada na cidade retorna com novas habilidades, mas precisa de oportunidades em casa para ficar.", width*0.1, height*0.10 + 30*0);
    stroke(0);
    fill(255);
    rect(width*0.1, height*0.6 + 50*0, width*0.8, 40);
    fill(0);
    text("1. Oferecer microcrédito para pequenos negócios", width*0.1 + 10, height*0.6 + 50*0 + 12);
    stroke(0);
    fill(255);
    rect(width*0.1, height*0.6 + 50*1, width*0.8, 40);
    fill(0);
    text("2. Estabelecer internet de alta velocidade no campo", width*0.1 + 10, height*0.6 + 50*1 + 12);
    stroke(0);
    fill(255);
    rect(width*0.1, height*0.6 + 50*2, width*0.8, 40);
    fill(0);
    text("3. Organizar eventos esportivos campo-cidade", width*0.1 + 10, height*0.6 + 50*2 + 12);
  }

  if (currentScene === 'campAgriTech3') {
    fill(0);
    text("Sua empresa de tecnologia agrícola transforma o campo. O campo se moderniza e o resto do país observa.", width*0.1, height*0.10 + 30*0);
    stroke(0);
    fill(255);
    rect(width*0.1, height*0.6 + 50*0, width*0.8, 40);
    fill(0);
    text("1. Expandir tecnologia para outras fazendas", width*0.1 + 10, height*0.6 + 50*0 + 12);
    stroke(0);
    fill(255);
    rect(width*0.1, height*0.6 + 50*1, width*0.8, 40);
    fill(0);
    text("2. Vender tecnologia para cidades também", width*0.1 + 10, height*0.6 + 50*1 + 12);
    stroke(0);
    fill(255);
    rect(width*0.1, height*0.6 + 50*2, width*0.8, 40);
    fill(0);
    text("3. Criar fundo de inovação campo-cidade", width*0.1 + 10, height*0.6 + 50*2 + 12);
  }

  if (currentScene === 'campShare4') {
    fill(0);
    text("Você divulgou a parceria pelo país. Várias comunidades do campo adotaram a ideia.", width*0.1, height*0.10 + 30*0);
    fill(0);
    text("Cidade e campo cresceram juntos. Fim.", width*0.1, height*0.10 + 30*1);
  }

  if (currentScene === 'campSustain4') {
    fill(0);
    text("Você investiu em pesquisa sustentável. A produção aumentou sem degradar a natureza.", width*0.1, height*0.10 + 30*0);
    fill(0);
    text("A interdependência se mantém saudável. Fim.", width*0.1, height*0.10 + 30*1);
  }

  if (currentScene === 'campEdu4') {
    fill(0);
    text("Você focou na educação rural. Jovens aprenderam novas técnicas e colaboram com a cidade.", width*0.1, height*0.10 + 30*0);
    fill(0);
    text("O futuro ficou mais promissor. Fim.", width*0.1, height*0.10 + 30*1);
  }

  if (currentScene === 'campSchool4') {
    fill(0);
    text("Você construiu uma escola rural. A comunidade estudou e inovou.", width*0.1, height*0.10 + 30*0);
    fill(0);
    text("As conexões com a cidade se fortaleceram. Fim.", width*0.1, height*0.10 + 30*1);
  }

  if (currentScene === 'campBuyEquip4') {
    fill(0);
    text("Vocês compraram equipamentos juntos. As máquinas facilitaram o trabalho no campo", width*0.1, height*0.10 + 30*0);
    fill(0);
    text("e a cidade forneceu apoio financeiro. Fim.", width*0.1, height*0.10 + 30*1);
  }

  if (currentScene === 'campOrganic4') {
    fill(0);
    text("Você praticou agricultura orgânica avançada. A qualidade dos alimentos melhorou", width*0.1, height*0.10 + 30*0);
    fill(0);
    text("e a cidade valorizou ainda mais os produtos rurais. Fim.", width*0.1, height*0.10 + 30*1);
  }

  if (currentScene === 'campLogistic4') {
    fill(0);
    text("Você melhorou a logística com a cidade. Os alimentos chegaram frescos aos mercados,", width*0.1, height*0.10 + 30*0);
    fill(0);
    text("e o campo viu sua renda estabilizar. Fim.", width*0.1, height*0.10 + 30*1);
  }

  if (currentScene === 'campJointFair4') {
    fill(0);
    text("A feira de exportação conjunta foi um sucesso. Compradores do mundo todo conheceram", width*0.1, height*0.10 + 30*0);
    fill(0);
    text("os produtos rurais, conectados pela infraestrutura da cidade. Fim.", width*0.1, height*0.10 + 30*1);
  }

  if (currentScene === 'campTech4') {
    fill(0);
    text("Você investiu em tecnologia da informação. Comunicação rápida aproximou o campo da cidade.", width*0.1, height*0.10 + 30*0);
    fill(0);
    text("O comércio ficou mais eficiente. Fim.", width*0.1, height*0.10 + 30*1);
  }

  if (currentScene === 'campUrbanCourse4') {
    fill(0);
    text("Você criou um curso de agricultura urbana. Visitantes do festival aprenderam noções de cultivo,", width*0.1, height*0.10 + 30*0);
    fill(0);
    text("e trouxeram práticas para casa. Fim.", width*0.1, height*0.10 + 30*1);
  }

  if (currentScene === 'campRegional4') {
    fill(0);
    text("O festival virou evento regional. Pessoas de várias cidades vieram,", width*0.1, height*0.10 + 30*0);
    fill(0);
    text("fortalecendo o reconhecimento do campo. Fim.", width*0.1, height*0.10 + 30*1);
  }

  if (currentScene === 'campSchoolLink4') {
    fill(0);
    text("Você vinculou escolas urbanas ao festival. Jovens da cidade aprenderam sobre o campo.", width*0.1, height*0.10 + 30*0);
    fill(0);
    text("Essa troca trouxe respeito mútuo. Fim.", width*0.1, height*0.10 + 30*1);
  }

  if (currentScene === 'campDigital4') {
    fill(0);
    text("Você treinou jovens em marketing digital. As vendas online dispararam e mostraram ao mundo a força do campo. Fim.", width*0.1, height*0.10 + 30*0);
  }

  if (currentScene === 'campUrbanLog4') {
    fill(0);
    text("Você melhorou a entrega urbana até o campo. Mercadorias agora circulam facilmente ambos os lados.", width*0.1, height*0.10 + 30*0);
    fill(0);
    text("Cidade e campo ficaram interligados. Fim.", width*0.1, height*0.10 + 30*1);
  }

  if (currentScene === 'campAgriShop4') {
    fill(0);
    text("Você abriu uma loja na fazenda com e-commerce. Visitantes compram no local ou online,", width*0.1, height*0.10 + 30*0);
    fill(0);
    text("misturando turismo rural com comércio. Fim.", width*0.1, height*0.10 + 30*1);
  }

  if (currentScene === 'campCommunityRest4') {
    fill(0);
    text("O restaurante comunitário valorizou a culinária local. Chefs e visitantes tornaram o campo famoso pela comida. Fim.", width*0.1, height*0.10 + 30*0);
  }

  if (currentScene === 'campChefComp4') {
    fill(0);
    text("Você levou cozinheiros rurais para eventos na cidade. Isso elevou o orgulho rural e encantou os clientes urbanos. Fim.", width*0.1, height*0.10 + 30*0);
  }

  if (currentScene === 'campDoc4') {
    fill(0);
    text("O documentário de receitas locais viralizou. Agora muitos jovens urbanos querem aprender a cozinhar no campo. Fim.", width*0.1, height*0.10 + 30*0);
  }

  if (currentScene === 'campSolar4') {
    fill(0);
    text("Você criou projetos de energia solar. O campo ficou mais autossustentável e a cidade viu um exemplo verde. Fim.", width*0.1, height*0.10 + 30*0);
  }

  if (currentScene === 'campLocalTech4') {
    fill(0);
    text("Você ensinou tecnologia nas escolas rurais. Jovens aplicaram inovações à agricultura, impressionando a cidade. Fim.", width*0.1, height*0.10 + 30*0);
  }

  if (currentScene === 'campCityMachinery4') {
    fill(0);
    text("Você firmou parcerias para máquinas. A mecanização aumentou a produção rural, e a cidade se orgulhou da eficiência. Fim.", width*0.1, height*0.10 + 30*0);
  }

  if (currentScene === 'campMicroCredit4') {
    fill(0);
    text("Você ofereceu microcrédito. Pequenos negócios rurais nasceram e a juventude se animou a ficar. Fim.", width*0.1, height*0.10 + 30*0);
  }

  if (currentScene === 'campRuralInternet4') {
    fill(0);
    text("Você estabeleceu internet no campo. Com comunicação online, a comunidade inovou em conjunto com a cidade. Fim.", width*0.1, height*0.10 + 30*0);
  }

  if (currentScene === 'campSports4') {
    fill(0);
    text("Eventos esportivos uniram os jovens do campo e da cidade. A conexão social reforçou o laço entre ambos. Fim.", width*0.1, height*0.10 + 30*0);
  }

  if (currentScene === 'campExpandTech4') {
    fill(0);
    text("Você expandiu a tecnologia para mais fazendas. O conhecimento tecnológico espalhou-se no campo,", width*0.1, height*0.10 + 30*0);
    fill(0);
    text("puxando desenvolvimento junto com a cidade. Fim.", width*0.1, height*0.10 + 30*1);
  }

  if (currentScene === 'campMarketTech4') {
    fill(0);
    text("Você vendeu a tecnologia também para a cidade. Assim, ambos se beneficiaram das inovações. Fim.", width*0.1, height*0.10 + 30*0);
  }

  if (currentScene === 'campInnovationFund4') {
    fill(0);
    text("Você criou um fundo de inovação. Novos projetos campo-cidade surgiram, unindo esforços para o bem comum. Fim.", width*0.1, height*0.10 + 30*0);
  }
}
// para funcionar
function mousePressed() {
  if(!fading) {
    if(currentScene === 'start') {
      let x0 = width*0.1;
      let x1 = width*0.9;
      if(mouseX > x0 && mouseX < x1 && mouseY > height*0.6 + 50*0 && mouseY < height*0.6 + 50*0 + 40) {
        nextScene = 'city1';
        fading = true;
      }
      if(mouseX > x0 && mouseX < x1 && mouseY > height*0.6 + 50*1 && mouseY < height*0.6 + 50*1 + 40) {
        nextScene = 'camp1';
        fading = true;
      }
    }
    if(currentScene === 'city1') {
      let x0 = width*0.1;
      let x1 = width*0.9;
      if(mouseX > x0 && mouseX < x1 && mouseY > height*0.6 + 50*0 && mouseY < height*0.6 + 50*0 + 40) {
        nextScene = 'cityInvest1';
        fading = true;
      }
      if(mouseX > x0 && mouseX < x1 && mouseY > height*0.6 + 50*1 && mouseY < height*0.6 + 50*1 + 40) {
        nextScene = 'cityBuy1';
        fading = true;
      }
      if(mouseX > x0 && mouseX < x1 && mouseY > height*0.6 + 50*2 && mouseY < height*0.6 + 50*2 + 40) {
        nextScene = 'cityIgnore1';
        fading = true;
      }
    }
    if(currentScene === 'cityInvest1') {
      let x0 = width*0.1;
      let x1 = width*0.9;
      if(mouseX > x0 && mouseX < x1 && mouseY > height*0.6 + 50*0 && mouseY < height*0.6 + 50*0 + 40) {
        nextScene = 'cityTrade2';
        fading = true;
      }
      if(mouseX > x0 && mouseX < x1 && mouseY > height*0.6 + 50*1 && mouseY < height*0.6 + 50*1 + 40) {
        nextScene = 'cityCulture2';
        fading = true;
      }
      if(mouseX > x0 && mouseX < x1 && mouseY > height*0.6 + 50*2 && mouseY < height*0.6 + 50*2 + 40) {
        nextScene = 'cityUrbanFocus2';
        fading = true;
      }
    }
    if(currentScene === 'cityBuy1') {
      let x0 = width*0.1;
      let x1 = width*0.9;
      if(mouseX > x0 && mouseX < x1 && mouseY > height*0.6 + 50*0 && mouseY < height*0.6 + 50*0 + 40) {
        nextScene = 'cityGreen2';
        fading = true;
      }
      if(mouseX > x0 && mouseX < x1 && mouseY > height*0.6 + 50*1 && mouseY < height*0.6 + 50*1 + 40) {
        nextScene = 'cityFestival2';
        fading = true;
      }
      if(mouseX > x0 && mouseX < x1 && mouseY > height*0.6 + 50*2 && mouseY < height*0.6 + 50*2 + 40) {
        nextScene = 'cityTaxCut2';
        fading = true;
      }
    }
    if(currentScene === 'cityIgnore1') {
      let x0 = width*0.1;
      let x1 = width*0.9;
      if(mouseX > x0 && mouseX < x1 && mouseY > height*0.6 + 50*0 && mouseY < height*0.6 + 50*0 + 40) {
        nextScene = 'cityHelpFarmers2';
        fading = true;
      }
      if(mouseX > x0 && mouseX < x1 && mouseY > height*0.6 + 50*1 && mouseY < height*0.6 + 50*1 + 40) {
        nextScene = 'cityHighriseFarm2';
        fading = true;
      }
      if(mouseX > x0 && mouseX < x1 && mouseY > height*0.6 + 50*2 && mouseY < height*0.6 + 50*2 + 40) {
        nextScene = 'cityBackCountry2';
        fading = true;
      }
    }
    if(currentScene === 'cityTrade2') {
      let x0 = width*0.1;
      let x1 = width*0.9;
      if(mouseX > x0 && mouseX < x1 && mouseY > height*0.6 + 50*0 && mouseY < height*0.6 + 50*0 + 40) {
        nextScene = 'cityExpandMarket3';
        fading = true;
      }
      if(mouseX > x0 && mouseX < x1 && mouseY > height*0.6 + 50*1 && mouseY < height*0.6 + 50*1 + 40) {
        nextScene = 'cityEduProgram3';
        fading = true;
      }
      if(mouseX > x0 && mouseX < x1 && mouseY > height*0.6 + 50*2 && mouseY < height*0.6 + 50*2 + 40) {
        nextScene = 'cityExport3';
        fading = true;
      }
    }
    if(currentScene === 'cityCulture2') {
      let x0 = width*0.1;
      let x1 = width*0.9;
      if(mouseX > x0 && mouseX < x1 && mouseY > height*0.6 + 50*0 && mouseY < height*0.6 + 50*0 + 40) {
        nextScene = 'cityInvFarmers3';
        fading = true;
      }
      if(mouseX > x0 && mouseX < x1 && mouseY > height*0.6 + 50*1 && mouseY < height*0.6 + 50*1 + 40) {
        nextScene = 'citySchools3';
        fading = true;
      }
      if(mouseX > x0 && mouseX < x1 && mouseY > height*0.6 + 50*2 && mouseY < height*0.6 + 50*2 + 40) {
        nextScene = 'cityCommAgr3';
        fading = true;
      }
    }
    if(currentScene === 'cityUrbanFocus2') {
      let x0 = width*0.1;
      let x1 = width*0.9;
      if(mouseX > x0 && mouseX < x1 && mouseY > height*0.6 + 50*0 && mouseY < height*0.6 + 50*0 + 40) {
        nextScene = 'cityRealize3';
        fading = true;
      }
      if(mouseX > x0 && mouseX < x1 && mouseY > height*0.6 + 50*1 && mouseY < height*0.6 + 50*1 + 40) {
        nextScene = 'citySkyscraper3';
        fading = true;
      }
      if(mouseX > x0 && mouseX < x1 && mouseY > height*0.6 + 50*2 && mouseY < height*0.6 + 50*2 + 40) {
        nextScene = 'cityEncourageMigration3';
        fading = true;
      }
    }
    if(currentScene === 'cityGreen2') {
      let x0 = width*0.1;
      let x1 = width*0.9;
      if(mouseX > x0 && mouseX < x1 && mouseY > height*0.6 + 50*0 && mouseY < height*0.6 + 50*0 + 40) {
        nextScene = 'citySustainFarm3';
        fading = true;
      }
      if(mouseX > x0 && mouseX < x1 && mouseY > height*0.6 + 50*1 && mouseY < height*0.6 + 50*1 + 40) {
        nextScene = 'cityDiversify3';
        fading = true;
      }
      if(mouseX > x0 && mouseX < x1 && mouseY > height*0.6 + 50*2 && mouseY < height*0.6 + 50*2 + 40) {
        nextScene = 'cityUrbanCoop3';
        fading = true;
      }
    }
    if(currentScene === 'cityFestival2') {
      let x0 = width*0.1;
      let x1 = width*0.9;
      if(mouseX > x0 && mouseX < x1 && mouseY > height*0.6 + 50*0 && mouseY < height*0.6 + 50*0 + 40) {
        nextScene = 'cityRuralMarket3';
        fading = true;
      }
      if(mouseX > x0 && mouseX < x1 && mouseY > height*0.6 + 50*1 && mouseY < height*0.6 + 50*1 + 40) {
        nextScene = 'cityIrrigation3';
        fading = true;
      }
      if(mouseX > x0 && mouseX < x1 && mouseY > height*0.6 + 50*2 && mouseY < height*0.6 + 50*2 + 40) {
        nextScene = 'cityCityToFarm3';
        fading = true;
      }
    }
    if(currentScene === 'cityTaxCut2') {
      let x0 = width*0.1;
      let x1 = width*0.9;
      if(mouseX > x0 && mouseX < x1 && mouseY > height*0.6 + 50*0 && mouseY < height*0.6 + 50*0 + 40) {
        nextScene = 'cityInvestField3';
        fading = true;
      }
      if(mouseX > x0 && mouseX < x1 && mouseY > height*0.6 + 50*1 && mouseY < height*0.6 + 50*1 + 40) {
        nextScene = 'cityParks3';
        fading = true;
      }
      if(mouseX > x0 && mouseX < x1 && mouseY > height*0.6 + 50*2 && mouseY < height*0.6 + 50*2 + 40) {
        nextScene = 'cityTechField3';
        fading = true;
      }
    }
    if(currentScene === 'cityHelpFarmers2') {
      let x0 = width*0.1;
      let x1 = width*0.9;
      if(mouseX > x0 && mouseX < x1 && mouseY > height*0.6 + 50*0 && mouseY < height*0.6 + 50*0 + 40) {
        nextScene = 'cityCoop3';
        fading = true;
      }
      if(mouseX > x0 && mouseX < x1 && mouseY > height*0.6 + 50*1 && mouseY < height*0.6 + 50*1 + 40) {
        nextScene = 'cityEduFood3';
        fading = true;
      }
      if(mouseX > x0 && mouseX < x1 && mouseY > height*0.6 + 50*2 && mouseY < height*0.6 + 50*2 + 40) {
        nextScene = 'cityIntegrationFair3';
        fading = true;
      }
    }
    if(currentScene === 'cityHighriseFarm2') {
      let x0 = width*0.1;
      let x1 = width*0.9;
      if(mouseX > x0 && mouseX < x1 && mouseY > height*0.6 + 50*0 && mouseY < height*0.6 + 50*0 + 40) {
        nextScene = 'cityResearch3';
        fading = true;
      }
      if(mouseX > x0 && mouseX < x1 && mouseY > height*0.6 + 50*1 && mouseY < height*0.6 + 50*1 + 40) {
        nextScene = 'cityYouthAgri3';
        fading = true;
      }
      if(mouseX > x0 && mouseX < x1 && mouseY > height*0.6 + 50*2 && mouseY < height*0.6 + 50*2 + 40) {
        nextScene = 'cityAgriBuilding3';
        fading = true;
      }
    }
    if(currentScene === 'cityBackCountry2') {
      let x0 = width*0.1;
      let x1 = width*0.9;
      if(mouseX > x0 && mouseX < x1 && mouseY > height*0.6 + 50*0 && mouseY < height*0.6 + 50*0 + 40) {
        nextScene = 'cityExportField3';
        fading = true;
      }
      if(mouseX > x0 && mouseX < x1 && mouseY > height*0.6 + 50*1 && mouseY < height*0.6 + 50*1 + 40) {
        nextScene = 'cityAskCity3';
        fading = true;
      }
      if(mouseX > x0 && mouseX < x1 && mouseY > height*0.6 + 50*2 && mouseY < height*0.6 + 50*2 + 40) {
        nextScene = 'citySustainEdu3';
        fading = true;
      }
    }
    if(currentScene === 'camp1') {
      let x0 = width*0.1;
      let x1 = width*0.9;
      if(mouseX > x0 && mouseX < x1 && mouseY > height*0.6 + 50*0 && mouseY < height*0.6 + 50*0 + 40) {
        nextScene = 'campProduction2';
        fading = true;
      }
      if(mouseX > x0 && mouseX < x1 && mouseY > height*0.6 + 50*1 && mouseY < height*0.6 + 50*1 + 40) {
        nextScene = 'campTourism2';
        fading = true;
      }
      if(mouseX > x0 && mouseX < x1 && mouseY > height*0.6 + 50*2 && mouseY < height*0.6 + 50*2 + 40) {
        nextScene = 'campLocalJobs2';
        fading = true;
      }
    }
    if(currentScene === 'campProduction2') {
      let x0 = width*0.1;
      let x1 = width*0.9;
      if(mouseX > x0 && mouseX < x1 && mouseY > height*0.6 + 50*0 && mouseY < height*0.6 + 50*0 + 40) {
        nextScene = 'campPartnerCity3';
        fading = true;
      }
      if(mouseX > x0 && mouseX < x1 && mouseY > height*0.6 + 50*1 && mouseY < height*0.6 + 50*1 + 40) {
        nextScene = 'campCoop3';
        fading = true;
      }
      if(mouseX > x0 && mouseX < x1 && mouseY > height*0.6 + 50*2 && mouseY < height*0.6 + 50*2 + 40) {
        nextScene = 'campExport3';
        fading = true;
      }
    }
    if(currentScene === 'campTourism2') {
      let x0 = width*0.1;
      let x1 = width*0.9;
      if(mouseX > x0 && mouseX < x1 && mouseY > height*0.6 + 50*0 && mouseY < height*0.6 + 50*0 + 40) {
        nextScene = 'campFestival3';
        fading = true;
      }
      if(mouseX > x0 && mouseX < x1 && mouseY > height*0.6 + 50*1 && mouseY < height*0.6 + 50*1 + 40) {
        nextScene = 'campEcommerce3';
        fading = true;
      }
      if(mouseX > x0 && mouseX < x1 && mouseY > height*0.6 + 50*2 && mouseY < height*0.6 + 50*2 + 40) {
        nextScene = 'campInviteChefs3';
        fading = true;
      }
    }
    if(currentScene === 'campLocalJobs2') {
      let x0 = width*0.1;
      let x1 = width*0.9;
      if(mouseX > x0 && mouseX < x1 && mouseY > height*0.6 + 50*0 && mouseY < height*0.6 + 50*0 + 40) {
        nextScene = 'campInfra3';
        fading = true;
      }
      if(mouseX > x0 && mouseX < x1 && mouseY > height*0.6 + 50*1 && mouseY < height*0.6 + 50*1 + 40) {
        nextScene = 'campTrain3';
        fading = true;
      }
      if(mouseX > x0 && mouseX < x1 && mouseY > height*0.6 + 50*2 && mouseY < height*0.6 + 50*2 + 40) {
        nextScene = 'campAgriTech3';
        fading = true;
      }
    }
    if(currentScene === 'campPartnerCity3') {
      let x0 = width*0.1;
      let x1 = width*0.9;
      if(mouseX > x0 && mouseX < x1 && mouseY > height*0.6 + 50*0 && mouseY < height*0.6 + 50*0 + 40) {
        nextScene = 'campShare4';
        fading = true;
      }
      if(mouseX > x0 && mouseX < x1 && mouseY > height*0.6 + 50*1 && mouseY < height*0.6 + 50*1 + 40) {
        nextScene = 'campSustain4';
        fading = true;
      }
      if(mouseX > x0 && mouseX < x1 && mouseY > height*0.6 + 50*2 && mouseY < height*0.6 + 50*2 + 40) {
        nextScene = 'campEdu4';
        fading = true;
      }
    }
    if(currentScene === 'campCoop3') {
      let x0 = width*0.1;
      let x1 = width*0.9;
      if(mouseX > x0 && mouseX < x1 && mouseY > height*0.6 + 50*0 && mouseY < height*0.6 + 50*0 + 40) {
        nextScene = 'campSchool4';
        fading = true;
      }
      if(mouseX > x0 && mouseX < x1 && mouseY > height*0.6 + 50*1 && mouseY < height*0.6 + 50*1 + 40) {
        nextScene = 'campBuyEquip4';
        fading = true;
      }
      if(mouseX > x0 && mouseX < x1 && mouseY > height*0.6 + 50*2 && mouseY < height*0.6 + 50*2 + 40) {
        nextScene = 'campOrganic4';
        fading = true;
      }
    }
    if(currentScene === 'campExport3') {
      let x0 = width*0.1;
      let x1 = width*0.9;
      if(mouseX > x0 && mouseX < x1 && mouseY > height*0.6 + 50*0 && mouseY < height*0.6 + 50*0 + 40) {
        nextScene = 'campLogistic4';
        fading = true;
      }
      if(mouseX > x0 && mouseX < x1 && mouseY > height*0.6 + 50*1 && mouseY < height*0.6 + 50*1 + 40) {
        nextScene = 'campJointFair4';
        fading = true;
      }
      if(mouseX > x0 && mouseX < x1 && mouseY > height*0.6 + 50*2 && mouseY < height*0.6 + 50*2 + 40) {
        nextScene = 'campTech4';
        fading = true;
      }
    }
    if(currentScene === 'campFestival3') {
      let x0 = width*0.1;
      let x1 = width*0.9;
      if(mouseX > x0 && mouseX < x1 && mouseY > height*0.6 + 50*0 && mouseY < height*0.6 + 50*0 + 40) {
        nextScene = 'campUrbanCourse4';
        fading = true;
      }
      if(mouseX > x0 && mouseX < x1 && mouseY > height*0.6 + 50*1 && mouseY < height*0.6 + 50*1 + 40) {
        nextScene = 'campRegional4';
        fading = true;
      }
      if(mouseX > x0 && mouseX < x1 && mouseY > height*0.6 + 50*2 && mouseY < height*0.6 + 50*2 + 40) {
        nextScene = 'campSchoolLink4';
        fading = true;
      }
    }
    if(currentScene === 'campEcommerce3') {
      let x0 = width*0.1;
      let x1 = width*0.9;
      if(mouseX > x0 && mouseX < x1 && mouseY > height*0.6 + 50*0 && mouseY < height*0.6 + 50*0 + 40) {
        nextScene = 'campDigital4';
        fading = true;
      }
      if(mouseX > x0 && mouseX < x1 && mouseY > height*0.6 + 50*1 && mouseY < height*0.6 + 50*1 + 40) {
        nextScene = 'campUrbanLog4';
        fading = true;
      }
      if(mouseX > x0 && mouseX < x1 && mouseY > height*0.6 + 50*2 && mouseY < height*0.6 + 50*2 + 40) {
        nextScene = 'campAgriShop4';
        fading = true;
      }
    }
    if(currentScene === 'campInviteChefs3') {
      let x0 = width*0.1;
      let x1 = width*0.9;
      if(mouseX > x0 && mouseX < x1 && mouseY > height*0.6 + 50*0 && mouseY < height*0.6 + 50*0 + 40) {
        nextScene = 'campCommunityRest4';
        fading = true;
      }
      if(mouseX > x0 && mouseX < x1 && mouseY > height*0.6 + 50*1 && mouseY < height*0.6 + 50*1 + 40) {
        nextScene = 'campChefComp4';
        fading = true;
      }
      if(mouseX > x0 && mouseX < x1 && mouseY > height*0.6 + 50*2 && mouseY < height*0.6 + 50*2 + 40) {
        nextScene = 'campDoc4';
        fading = true;
      }
    }
    if(currentScene === 'campInfra3') {
      let x0 = width*0.1;
      let x1 = width*0.9;
      if(mouseX > x0 && mouseX < x1 && mouseY > height*0.6 + 50*0 && mouseY < height*0.6 + 50*0 + 40) {
        nextScene = 'campSolar4';
        fading = true;
      }
      if(mouseX > x0 && mouseX < x1 && mouseY > height*0.6 + 50*1 && mouseY < height*0.6 + 50*1 + 40) {
        nextScene = 'campLocalTech4';
        fading = true;
      }
      if(mouseX > x0 && mouseX < x1 && mouseY > height*0.6 + 50*2 && mouseY < height*0.6 + 50*2 + 40) {
        nextScene = 'campCityMachinery4';
        fading = true;
      }
    }
    if(currentScene === 'campTrain3') {
      let x0 = width*0.1;
      let x1 = width*0.9;
      if(mouseX > x0 && mouseX < x1 && mouseY > height*0.6 + 50*0 && mouseY < height*0.6 + 50*0 + 40) {
        nextScene = 'campMicroCredit4';
        fading = true;
      }
      if(mouseX > x0 && mouseX < x1 && mouseY > height*0.6 + 50*1 && mouseY < height*0.6 + 50*1 + 40) {
        nextScene = 'campRuralInternet4';
        fading = true;
      }
      if(mouseX > x0 && mouseX < x1 && mouseY > height*0.6 + 50*2 && mouseY < height*0.6 + 50*2 + 40) {
        nextScene = 'campSports4';
        fading = true;
      }
    }
    if(currentScene === 'campAgriTech3') {
      let x0 = width*0.1;
      let x1 = width*0.9;
      if(mouseX > x0 && mouseX < x1 && mouseY > height*0.6 + 50*0 && mouseY < height*0.6 + 50*0 + 40) {
        nextScene = 'campExpandTech4';
        fading = true;
      }
      if(mouseX > x0 && mouseX < x1 && mouseY > height*0.6 + 50*1 && mouseY < height*0.6 + 50*1 + 40) {
        nextScene = 'campMarketTech4';
        fading = true;
      }
      if(mouseX > x0 && mouseX < x1 && mouseY > height*0.6 + 50*2 && mouseY < height*0.6 + 50*2 + 40) {
        nextScene = 'campInnovationFund4';
        fading = true;
      }
    }
  }
}

function keyPressed() {
  if(!fading) {
    if(currentScene === 'start') {
      if(key === '1') { nextScene = 'city1'; fading = true; }
      if(key === '2') { nextScene = 'camp1'; fading = true; }
    }
    if(currentScene === 'city1') {
      if(key === '1') { nextScene = 'cityInvest1'; fading = true; }
      if(key === '2') { nextScene = 'cityBuy1'; fading = true; }
      if(key === '3') { nextScene = 'cityIgnore1'; fading = true; }
    }
    if(currentScene === 'cityInvest1') {
      if(key === '1') { nextScene = 'cityTrade2'; fading = true; }
      if(key === '2') { nextScene = 'cityCulture2'; fading = true; }
      if(key === '3') { nextScene = 'cityUrbanFocus2'; fading = true; }
    }
    if(currentScene === 'cityBuy1') {
      if(key === '1') { nextScene = 'cityGreen2'; fading = true; }
      if(key === '2') { nextScene = 'cityFestival2'; fading = true; }
      if(key === '3') { nextScene = 'cityTaxCut2'; fading = true; }
    }
    if(currentScene === 'cityIgnore1') {let currentScene = 'start';
let nextScene = '';
let fading = false;
let fadeAlpha = 0;

function setup() {
  createCanvas(windowWidth, windowHeight);
  textAlign(LEFT, TOP);
  textSize(18);
}

function draw() {
  if(fading) {
    fill(0, fadeAlpha);
    noStroke();
    rect(0, 0, width, height);
    fadeAlpha += 10;
    if(fadeAlpha >= 255) {
      fadeAlpha = 0;
      fading = false;
      currentScene = nextScene;
    }
    return;
  }

  if(currentScene === 'start') {
    background(240);
  } else if(currentScene.startsWith('city')) {
    background(135, 206, 235);
    fill(80);
    noStroke();
    for(let i = 0; i < width; i += 100) {
      let h = 150 + (i % 3) * 50;
      rect(i, height - h, 80, h);
    }
  } else if(currentScene.startsWith('camp')) {
    background(200, 255, 200);
    fill(255, 204, 0);
    noStroke();
    ellipse(width - 100, 100, 80, 80);
    fill(100, 155, 100);
    rect(0, height - 100, width, 100);
    fill(34, 139, 34);
    rect(width/2 - 10, height - 140, 20, 40);
  }

  if (currentScene === 'start') {
    fill(0);
    text("Você mora em uma pequena cidade no interior do país.", width*0.1, height*0.10 + 30*0);
    fill(0);
    text("Você percebe que a cidade e o campo dependem um do outro. Prepare-se para", width*0.1, height*0.10 + 30*1);
    fill(0);
    text("fazer escolhas importantes que podem mudar o destino de ambos.", width*0.1, height*0.10 + 30*2);
    stroke(0);
    fill(255);
    rect(width*0.1, height*0.6 + 50*0, width*0.8, 40);
    fill(0);
    text("1. Morar na cidade", width*0.1 + 10, height*0.6 + 50*0 + 12);
    stroke(0);
    fill(255);
    rect(width*0.1, height*0.6 + 50*1, width*0.8, 40);
    fill(0);
    text("2. Morar no campo", width*0.1 + 10, height*0.6 + 50*1 + 12);
  }

  if (currentScene === 'city1') {
    fill(0);
    text("Você vive na cidade grande. Há problemas: a cidade precisa de alimentos do campo.", width*0.1, height*0.10 + 30*0);
    fill(0);
    text("As pessoas do campo precisam dos produtos da cidade. O que você faz?", width*0.1, height*0.10 + 30*1);
    stroke(0);
    fill(255);
    rect(width*0.1, height*0.6 + 50*0, width*0.8, 40);
    fill(0);
    text("1. Investir em fazendas urbanas", width*0.1 + 10, height*0.6 + 50*0 + 12);
    stroke(0);
    fill(255);
    rect(width*0.1, height*0.6 + 50*1, width*0.8, 40);
    fill(0);
    text("2. Aumentar as compras de alimentos do campo", width*0.1 + 10, height*0.6 + 50*1 + 12);
    stroke(0);
    fill(255);
    rect(width*0.1, height*0.6 + 50*2, width*0.8, 40);
    fill(0);
    text("3. Ignorar o problema e focar na cidade", width*0.1 + 10, height*0.6 + 50*2 + 12);
  }

  if (currentScene === 'cityInvest1') {
    fill(0);
    text("Você investe em fazendas urbanas. Aos poucos, a produção agrícola cresce na cidade.", width*0.1, height*0.10 + 30*0);
    fill(0);
    text("Ainda assim, você sente falta dos produtos típicos do campo. O que fazer agora?", width*0.1, height*0.10 + 30*1);
    stroke(0);
    fill(255);
    rect(width*0.1, height*0.6 + 50*0, width*0.8, 40);
    fill(0);
    text("1. Levar produtos rurais para a feira da cidade", width*0.1 + 10, height*0.6 + 50*0 + 12);
    stroke(0);
    fill(255);
    rect(width*0.1, height*0.6 + 50*1, width*0.8, 40);
    fill(0);
    text("2. Organizar eventos culturais rurais na cidade", width*0.1 + 10, height*0.6 + 50*1 + 12);
    stroke(0);
    fill(255);
    rect(width*0.1, height*0.6 + 50*2, width*0.8, 40);
    fill(0);
    text("3. Continuar focando apenas no crescimento urbano", width*0.1 + 10, height*0.6 + 50*2 + 12);
  }

  if (currentScene === 'cityBuy1') {
    fill(0);
    text("Você decide apoiar diretamente os agricultores, comprando mais dos campos.", width*0.1, height*0.10 + 30*0);
    fill(0);
    text("Isso ajuda o campo, mas a cidade ainda sofre com poluição e falta de espaço. O próximo passo?", width*0.1, height*0.10 + 30*1);
    stroke(0);
    fill(255);
    rect(width*0.1, height*0.6 + 50*0, width*0.8, 40);
    fill(0);
    text("1. Investir em energia limpa e transporte", width*0.1 + 10, height*0.6 + 50*0 + 12);
    stroke(0);
    fill(255);
    rect(width*0.1, height*0.6 + 50*1, width*0.8, 40);
    fill(0);
    text("2. Promover festivais culturais rurais na cidade", width*0.1 + 10, height*0.6 + 50*1 + 12);
    stroke(0);
    fill(255);
    rect(width*0.1, height*0.6 + 50*2, width*0.8, 40);
    fill(0);
    text("3. Reduzir impostos para empresas urbanas", width*0.1 + 10, height*0.6 + 50*2 + 12);
  }

  if (currentScene === 'cityIgnore1') {
    fill(0);
    text("Você ignora os problemas do campo. Aos poucos, os mercados ficam vazios e a cidade sofre com falta de alimentos.", width*0.1, height*0.10 + 30*0);
    fill(0);
    text("O que você faz agora?", width*0.1, height*0.10 + 30*1);
    stroke(0);
    fill(255);
    rect(width*0.1, height*0.6 + 50*0, width*0.8, 40);
    fill(0);
    text("1. Perceber o erro e ajudar os agricultores", width*0.1 + 10, height*0.6 + 50*0 + 12);
    stroke(0);
    fill(255);
    rect(width*0.1, height*0.6 + 50*1, width*0.8, 40);
    fill(0);
    text("2. Tentar cultivar alimentos em prédios abandonados", width*0.1 + 10, height*0.6 + 50*1 + 12);
    stroke(0);
    fill(255);
    rect(width*0.1, height*0.6 + 50*2, width*0.8, 40);
    fill(0);
    text("3. Desistir da cidade e voltar ao campo", width*0.1 + 10, height*0.6 + 50*2 + 12);
  }

  if (currentScene === 'cityTrade2') {
    fill(0);
    text("Você leva produtos rurais para a feira da cidade.", width*0.1, height*0.10 + 30*0);
    fill(0);
    text("A comunidade celebra o intercâmbio e muitos aprendem sobre o valor do campo.", width*0.1, height*0.10 + 30*1);
    stroke(0);
    fill(255);
    rect(width*0.1, height*0.6 + 50*0, width*0.8, 40);
    fill(0);
    text("1. Expandir o mercado para outras cidades", width*0.1 + 10, height*0.6 + 50*0 + 12);
    stroke(0);
    fill(255);
    rect(width*0.1, height*0.6 + 50*1, width*0.8, 40);
    fill(0);
    text("2. Criar programa educacional sobre agricultura", width*0.1 + 10, height*0.6 + 50*1 + 12);
    stroke(0);
    fill(255);
    rect(width*0.1, height*0.6 + 50*2, width*0.8, 40);
    fill(0);
    text("3. Aumentar a produção urbana para exportação", width*0.1 + 10, height*0.6 + 50*2 + 12);
  }

  if (currentScene === 'cityCulture2') {
    fill(0);
    text("Você promove cultura rural na cidade. Festivais trazem música e comidas típicas do campo.", width*0.1, height*0.10 + 30*0);
    fill(0);
    text("Ambos veem valor um no outro.", width*0.1, height*0.10 + 30*1);
    stroke(0);
    fill(255);
    rect(width*0.1, height*0.6 + 50*0, width*0.8, 40);
    fill(0);
    text("1. Convidar fazendeiros para conselhos de planejamento", width*0.1 + 10, height*0.6 + 50*0 + 12);
    stroke(0);
    fill(255);
    rect(width*0.1, height*0.6 + 50*1, width*0.8, 40);
    fill(0);
    text("2. Ensinar técnicas agrícolas nas escolas urbanas", width*0.1 + 10, height*0.6 + 50*1 + 12);
    stroke(0);
    fill(255);
    rect(width*0.1, height*0.6 + 50*2, width*0.8, 40);
    fill(0);
    text("3. Planejar um projeto de agricultura comunitária", width*0.1 + 10, height*0.6 + 50*2 + 12);
  }

  if (currentScene === 'cityUrbanFocus2') {
    fill(0);
    text("Você continua focado no crescimento urbano. A cidade cresce, mas o campo empobrece cada vez mais.", width*0.1, height*0.10 + 30*0);
    fill(0);
    text("Suprimentos ficam escassos.", width*0.1, height*0.10 + 30*1);
    stroke(0);
    fill(255);
    rect(width*0.1, height*0.6 + 50*0, width*0.8, 40);
    fill(0);
    text("1. Reconhecer o desequilíbrio e mudar de foco", width*0.1 + 10, height*0.6 + 50*0 + 12);
    stroke(0);
    fill(255);
    rect(width*0.1, height*0.6 + 50*1, width*0.8, 40);
    fill(0);
    text("2. Construir mais arranha-céus mesmo sem alimentos suficientes", width*0.1 + 10, height*0.6 + 50*1 + 12);
    stroke(0);
    fill(255);
    rect(width*0.1, height*0.6 + 50*2, width*0.8, 40);
    fill(0);
    text("3. Incentivar migração do campo para a cidade", width*0.1 + 10, height*0.6 + 50*2 + 12);
  }

  if (currentScene === 'cityGreen2') {
    fill(0);
    text("Você investe em energia limpa e transporte. A poluição diminui e as estradas facilitam o escoamento da produção rural.", width*0.1, height*0.10 + 30*0);
    stroke(0);
    fill(255);
    rect(width*0.1, height*0.6 + 50*0, width*0.8, 40);
    fill(0);
    text("1. Ajudar fazendeiros a usar técnicas sustentáveis", width*0.1 + 10, height*0.6 + 50*0 + 12);
    stroke(0);
    fill(255);
    rect(width*0.1, height*0.6 + 50*1, width*0.8, 40);
    fill(0);
    text("2. Diversificar as culturas para alimentar cidades maiores", width*0.1 + 10, height*0.6 + 50*1 + 12);
    stroke(0);
    fill(255);
    rect(width*0.1, height*0.6 + 50*2, width*0.8, 40);
    fill(0);
    text("3. Criar cooperativas urbanas de agricultura", width*0.1 + 10, height*0.6 + 50*2 + 12);
  }

  if (currentScene === 'cityFestival2') {
    fill(0);
    text("Você promove festivais rurais na cidade. A população urbana conhece o campo através da cultura, e a relação se fortalece.", width*0.1, height*0.10 + 30*0);
    stroke(0);
    fill(255);
    rect(width*0.1, height*0.6 + 50*0, width*0.8, 40);
    fill(0);
    text("1. Abrir mercadinho de produtos do campo na cidade", width*0.1 + 10, height*0.6 + 50*0 + 12);
    stroke(0);
    fill(255);
    rect(width*0.1, height*0.6 + 50*1, width*0.8, 40);
    fill(0);
    text("2. Estudar formas de irrigação mistas (cidade-campo)", width*0.1 + 10, height*0.6 + 50*1 + 12);
    stroke(0);
    fill(255);
    rect(width*0.1, height*0.6 + 50*2, width*0.8, 40);
    fill(0);
    text("3. Levar jovens urbanos para auxiliar na colheita", width*0.1 + 10, height*0.6 + 50*2 + 12);
  }

  if (currentScene === 'cityTaxCut2') {
    fill(0);
    text("Você reduz impostos urbanos. As empresas crescem, mas ainda há dependência do campo.", width*0.1, height*0.10 + 30*0);
    fill(0);
    text("O campo sente falta de investimentos em tecnologia.", width*0.1, height*0.10 + 30*1);
    stroke(0);
    fill(255);
    rect(width*0.1, height*0.6 + 50*0, width*0.8, 40);
    fill(0);
    text("1. Investir parte do lucro urbano no campo", width*0.1 + 10, height*0.6 + 50*0 + 12);
    stroke(0);
    fill(255);
    rect(width*0.1, height*0.6 + 50*1, width*0.8, 40);
    fill(0);
    text("2. Criar zonas verdes e parques agrícolas na cidade", width*0.1 + 10, height*0.6 + 50*1 + 12);
    stroke(0);
    fill(255);
    rect(width*0.1, height*0.6 + 50*2, width*0.8, 40);
    fill(0);
    text("3. Enviar técnicos urbanos para ensinar no campo", width*0.1 + 10, height*0.6 + 50*2 + 12);
  }

  if (currentScene === 'cityHelpFarmers2') {
    fill(0);
    text("Você percebe o erro e volta a ajudar. Trabalhando com fazendeiros, reconstrói a ponte entre cidade e campo.", width*0.1, height*0.10 + 30*0);
    stroke(0);
    fill(255);
    rect(width*0.1, height*0.6 + 50*0, width*0.8, 40);
    fill(0);
    text("1. Estabelecer cooperativas rurais integradas", width*0.1 + 10, height*0.6 + 50*0 + 12);
    stroke(0);
    fill(255);
    rect(width*0.1, height*0.6 + 50*1, width*0.8, 40);
    fill(0);
    text("2. Promover educação alimentar nas escolas", width*0.1 + 10, height*0.6 + 50*1 + 12);
    stroke(0);
    fill(255);
    rect(width*0.1, height*0.6 + 50*2, width*0.8, 40);
    fill(0);
    text("3. Realizar feira anual de integração cidade-campo", width*0.1 + 10, height*0.6 + 50*2 + 12);
  }

  if (currentScene === 'cityHighriseFarm2') {
    fill(0);
    text("Você começa a cultivar em arranha-céus. A produção aumenta, mas o campo sente falta de mão de obra e apoio.", width*0.1, height*0.10 + 30*0);
    stroke(0);
    fill(255);
    rect(width*0.1, height*0.6 + 50*0, width*0.8, 40);
    fill(0);
    text("1. Criar parcerias com fazendas para pesquisa", width*0.1 + 10, height*0.6 + 50*0 + 12);
    stroke(0);
    fill(255);
    rect(width*0.1, height*0.6 + 50*1, width*0.8, 40);
    fill(0);
    text("2. Oferecer cursos de agricultura para jovens urbanos", width*0.1 + 10, height*0.6 + 50*1 + 12);
    stroke(0);
    fill(255);
    rect(width*0.1, height*0.6 + 50*2, width*0.8, 40);
    fill(0);
    text("3. Trazer experiências rurais para o prédio agrícola", width*0.1 + 10, height*0.6 + 50*2 + 12);
  }

  if (currentScene === 'cityBackCountry2') {
    fill(0);
    text("Você volta para o campo. Lá, conhece a dura realidade rural, mas também a importância do apoio da cidade.", width*0.1, height*0.10 + 30*0);
    stroke(0);
    fill(255);
    rect(width*0.1, height*0.6 + 50*0, width*0.8, 40);
    fill(0);
    text("1. Focar em exportar produtos especializados", width*0.1 + 10, height*0.6 + 50*0 + 12);
    stroke(0);
    fill(255);
    rect(width*0.1, height*0.6 + 50*1, width*0.8, 40);
    fill(0);
    text("2. Pedir ajuda da cidade em infraestrutura", width*0.1 + 10, height*0.6 + 50*1 + 12);
    stroke(0);
    fill(255);
    rect(width*0.1, height*0.6 + 50*2, width*0.8, 40);
    fill(0);
    text("3. Abrir escola sobre desenvolvimento sustentável", width*0.1 + 10, height*0.6 + 50*2 + 12);
  }

  if (currentScene === 'cityExpandMarket3') {
    fill(0);
    text("Você expandiu o mercado rural para outras cidades. A economia prospera e a interdependência", width*0.1, height*0.10 + 30*0);
    fill(0);
    text("entre cidade e campo se fortalece. Fim.", width*0.1, height*0.10 + 30*1);
  }

  if (currentScene === 'cityEduProgram3') {
    fill(0);
    text("Você criou um programa educacional sobre agricultura. As próximas gerações urbanas aprenderam", width*0.1, height*0.10 + 30*0);
    fill(0);
    text("a valorizar o campo. Fim.", width*0.1, height*0.10 + 30*1);
  }

  if (currentScene === 'cityExport3') {
    fill(0);
    text("Você aumentou a produção urbana para exportar. Os lucros cresceram, mas percebeu que a cidade ainda", width*0.1, height*0.10 + 30*0);
    fill(0);
    text("precisava do campo para equilíbrio. Fim.", width*0.1, height*0.10 + 30*1);
  }

  if (currentScene === 'cityInvFarmers3') {
    fill(0);
    text("Você convidou fazendeiros para conselhos de planejamento. Eles trouxeram ideias valiosas.", width*0.1, height*0.10 + 30*0);
    fill(0);
    text("Cidade e campo cresceram juntos. Fim.", width*0.1, height*0.10 + 30*1);
  }

  if (currentScene === 'citySchools3') {
    fill(0);
    text("Você ensinou técnicas agrícolas nas escolas urbanas. Jovens urbanos passaram a ajudar no campo ocasionalmente.", width*0.1, height*0.10 + 30*0);
    fill(0);
    text("A união ficou mais forte. Fim.", width*0.1, height*0.10 + 30*1);
  }

  if (currentScene === 'cityCommAgr3') {
    fill(0);
    text("Você planejou projetos de agricultura comunitária. Espaços vazios viraram hortas comunitárias, beneficiando todos.", width*0.1, height*0.10 + 30*0);
    fill(0);
    text("Fim.", width*0.1, height*0.10 + 30*1);
  }

  if (currentScene === 'cityRealize3') {
    fill(0);
    text("Você reconheceu o desequilíbrio e mudou de foco. A partir de então trabalhou lado a lado com o campo.", width*0.1, height*0.10 + 30*0);
    fill(0);
    text("Tudo melhorou. Fim.", width*0.1, height*0.10 + 30*1);
  }

  if (currentScene === 'citySkyscraper3') {
    fill(0);
    text("Você construiu mais arranha-céus, mas a falta de alimentos causou crise. A cidade enfrentou escassez e aprendeu", width*0.1, height*0.10 + 30*0);
    fill(0);
    text("a lição da dependência. Fim.", width*0.1, height*0.10 + 30*1);
  }

  if (currentScene === 'cityEncourageMigration3') {
    fill(0);
    text("Você incentivou migração, esvaziando o campo. A longo prazo, isso gerou falta de alimento e valorizou a sabedoria rural.", width*0.1, height*0.10 + 30*0);
    fill(0);
    text("Cidade aprendeu o valor do campo. Fim.", width*0.1, height*0.10 + 30*1);
  }

  if (currentScene === 'citySustainFarm3') {
    fill(0);
    text("Você ajudou fazendeiros a adotarem técnicas sustentáveis. A produção cresceu de forma equilibrada.", width*0.1, height*0.10 + 30*0);
    fill(0);
    text("Cidade e campo celebram o sucesso conjunto. Fim.", width*0.1, height*0.10 + 30*1);
  }

  if (currentScene === 'cityDiversify3') {
    fill(0);
    text("Você diversificou as culturas no campo. A cidade teve mais variedade de alimentos e o campo se tornou mais forte.", width*0.1, height*0.10 + 30*0);
    fill(0);
    text("Fim.", width*0.1, height*0.10 + 30*1);
  }

  if (currentScene === 'cityUrbanCoop3') {
    fill(0);
    text("Você criou cooperativas urbanas de agricultura. Jardins comunitários floriram.", width*0.1, height*0.10 + 30*0);
    fill(0);
    text("A barreira entre cidade e campo ficou mais tênue. Fim.", width*0.1, height*0.10 + 30*1);
  }

  if (currentScene === 'cityRuralMarket3') {
    fill(0);
    text("Você abriu um mercadinho de produtos rurais na cidade. Os agricultores ganharam renda justa e a cidade teve alimentos frescos.", width*0.1, height*0.10 + 30*0);
    fill(0);
    text("Fim.", width*0.1, height*0.10 + 30*1);
  }

  if (currentScene === 'cityIrrigation3') {
    fill(0);
    text("Você desenvolveu sistemas mistos de irrigação. O campo produziu mais e a cidade ajudou no financiamento.", width*0.1, height*0.10 + 30*0);
    fill(0);
    text("O esforço conjunto trouxe abundância. Fim.", width*0.1, height*0.10 + 30*1);
  }

  if (currentScene === 'cityCityToFarm3') {
    fill(0);
    text("Você levou jovens urbanos para ajudar na colheita. Eles entenderam a vida no campo e divulgaram seu valor.", width*0.1, height*0.10 + 30*0);
    fill(0);
    text("Ambos os lados aprenderam muito. Fim.", width*0.1, height*0.10 + 30*1);
  }

  if (currentScene === 'cityInvestField3') {
    fill(0);
    text("Você investiu no campo com parte dos lucros urbanos. A economia rural floresceu e logo todos se beneficiaram.", width*0.1, height*0.10 + 30*0);
    fill(0);
    text("Cidade e campo prosperaram juntos. Fim.", width*0.1, height*0.10 + 30*1);
  }

  if (currentScene === 'cityParks3') {
    fill(0);
    text("Você criou parques agrícolas na cidade. O verde cresceu entre os prédios e as pessoas passaram a valorizar a agricultura.", width*0.1, height*0.10 + 30*0);
    fill(0);
    text("Fim.", width*0.1, height*0.10 + 30*1);
  }

  if (currentScene === 'cityTechField3') {
    fill(0);
    text("Você enviou técnicos urbanos para o campo. Inovações aumentaram a produção rural.", width*0.1, height*0.10 + 30*0);
    fill(0);
    text("A dependência foi substituída pela parceria. Fim.", width*0.1, height*0.10 + 30*1);
  }

  if (currentScene === 'cityCoop3') {
    fill(0);
    text("Você estabeleceu cooperativas integradas. Cidade e campo trabalharam em conjunto em todos os níveis.", width*0.1, height*0.10 + 30*0);
    fill(0);
    text("O resultado foi desenvolvimento equilibrado. Fim.", width*0.1, height*0.10 + 30*1);
  }

  if (currentScene === 'cityEduFood3') {
    fill(0);
    text("Você promoveu educação alimentar nas escolas. Jovens aprenderam a importância de cada ambiente.", width*0.1, height*0.10 + 30*0);
    fill(0);
    text("Ambos celebram seus papéis complementares. Fim.", width*0.1, height*0.10 + 30*1);
  }

  if (currentScene === 'cityIntegrationFair3') {
    fill(0);
    text("Você realizou uma feira de integração. As pessoas conheceram as práticas de ambos e entenderam sua interdependência.", width*0.1, height*0.10 + 30*0);
    fill(0);
    text("Fim.", width*0.1, height*0.10 + 30*1);
  }

  if (currentScene === 'cityResearch3') {
    fill(0);
    text("Você criou parcerias para pesquisa agrícola. Urbanos trouxeram tecnologia e o campo trouxe conhecimento prático.", width*0.1, height*0.10 + 30*0);
    fill(0);
    text("Assim todos aprenderam e cresceram. Fim.", width*0.1, height*0.10 + 30*1);
  }

  if (currentScene === 'cityYouthAgri3') {
    fill(0);
    text("Você ofereceu cursos de agricultura. Jovens descobriram vocações no campo.", width*0.1, height*0.10 + 30*0);
    fill(0);
    text("Um novo fluxo equilibrado de pessoas e ideias se estabeleceu. Fim.", width*0.1, height*0.10 + 30*1);
  }

  if (currentScene === 'cityAgriBuilding3') {
    fill(0);
    text("Você integrou experiências rurais no arranha-céu agrícola. Os métodos do campo enriqueceram o cultivo urbano.", width*0.1, height*0.10 + 30*0);
    fill(0);
    text("Produzir se tornou uma atividade compartilhada. Fim.", width*0.1, height*0.10 + 30*1);
  }

  if (currentScene === 'cityExportField3') {
    fill(0);
    text("Você focou em exportar produtos rurais. O campo cresceu em renome internacional,", width*0.1, height*0.10 + 30*0);
    fill(0);
    text("mas aprendeu que sem a cidade não teria onde vender. Fim.", width*0.1, height*0.10 + 30*1);
  }

  if (currentScene === 'cityAskCity3') {
    fill(0);
    text("Você pediu ajuda da cidade em infraestrutura. Parcerias de governo e empresas ligaram campo e cidade com estradas melhores.", width*0.1, height*0.10 + 30*0);
    fill(0);
    text("Todos foram beneficiados. Fim.", width*0.1, height*0.10 + 30*1);
  }

  if (currentScene === 'citySustainEdu3') {
    fill(0);
    text("Você abriu uma escola sobre desenvolvimento sustentável. Nova geração aprendeu a equilibrar cidade e campo.", width*0.1, height*0.10 + 30*0);
    fill(0);
    text("Isso mudou o futuro para melhor. Fim.", width*0.1, height*0.10 + 30*1);
  }

  if (currentScene === 'camp1') {
    fill(0);
    text("Você vive em uma comunidade rural. A vida no campo é bela, mas há dificuldades: muitos jovens", width*0.1, height*0.10 + 30*0);
    fill(0);
    text("migram para a cidade em busca de trabalho. O que você faz?", width*0.1, height*0.10 + 30*1);
    stroke(0);
    fill(255);
    rect(width*0.1, height*0.6 + 50*0, width*0.8, 40);
    fill(0);
    text("1. Aumentar a produção e vender mais para a cidade", width*0.1 + 10, height*0.6 + 50*0 + 12);
    stroke(0);
    fill(255);
    rect(width*0.1, height*0.6 + 50*1, width*0.8, 40);
    fill(0);
    text("2. Investir em turismo rural e cultura local", width*0.1 + 10, height*0.6 + 50*1 + 12);
    stroke(0);
    fill(255);
    rect(width*0.1, height*0.6 + 50*2, width*0.8, 40);
    fill(0);
    text("3. Incentivar empregos locais e infraestrutura", width*0.1 + 10, height*0.6 + 50*2 + 12);
  }

  if (currentScene === 'campProduction2') {
    fill(0);
    text("Você foca em aumentar a produção rural. Os lucros crescem, mas percebe que precisa de ajuda tecnológica e de logística urbana.", width*0.1, height*0.10 + 30*0);
    stroke(0);
    fill(255);
    rect(width*0.1, height*0.6 + 50*0, width*0.8, 40);
    fill(0);
    text("1. Formar parceria com empresas da cidade", width*0.1 + 10, height*0.6 + 50*0 + 12);
    stroke(0);
    fill(255);
    rect(width*0.1, height*0.6 + 50*1, width*0.8, 40);
    fill(0);
    text("2. Criar cooperativa de produtores rurais", width*0.1 + 10, height*0.6 + 50*1 + 12);
    stroke(0);
    fill(255);
    rect(width*0.1, height*0.6 + 50*2, width*0.8, 40);
    fill(0);
    text("3. Exportar diretamente para o exterior", width*0.1 + 10, height*0.6 + 50*2 + 12);
  }

  if (currentScene === 'campTourism2') {
    fill(0);
    text("Você investe em turismo rural e mantém a cultura local viva. Isso atrai visitantes da cidade para", width*0.1, height*0.10 + 30*0);
    fill(0);
    text("aprender sobre o campo. Próximo passo?", width*0.1, height*0.10 + 30*1);
    stroke(0);
    fill(255);
    rect(width*0.1, height*0.6 + 50*0, width*0.8, 40);
    fill(0);
    text("1. Organizar um festival anual no campo", width*0.1 + 10, height*0.6 + 50*0 + 12);
    stroke(0);
    fill(255);
    rect(width*0.1, height*0.6 + 50*1, width*0.8, 40);
    fill(0);
    text("2. Vender artesanato e produtos pela internet", width*0.1 + 10, height*0.6 + 50*1 + 12);
    stroke(0);
    fill(255);
    rect(width*0.1, height*0.6 + 50*2, width*0.8, 40);
    fill(0);
    text("3. Convidar chefs da cidade para trabalhar com você", width*0.1 + 10, height*0.6 + 50*2 + 12);
  }

  if (currentScene === 'campLocalJobs2') {
    fill(0);
    text("Você tenta incentivar empregos locais, mas a infraestrutura é precária. A cidade oferece mais oportunidades.", width*0.1, height*0.10 + 30*0);
    fill(0);
    text("O que fazer?", width*0.1, height*0.10 + 30*1);
    stroke(0);
    fill(255);
    rect(width*0.1, height*0.6 + 50*0, width*0.8, 40);
    fill(0);
    text("1. Lutar por melhorias na estrada e internet", width*0.1 + 10, height*0.6 + 50*0 + 12);
    stroke(0);
    fill(255);
    rect(width*0.1, height*0.6 + 50*1, width*0.8, 40);
    fill(0);
    text("2. Enviar jovens para treinamento na cidade", width*0.1 + 10, height*0.6 + 50*1 + 12);
    stroke(0);
    fill(255);
    rect(width*0.1, height*0.6 + 50*2, width*0.8, 40);
    fill(0);
    text("3. Fundar negócio de tecnologia agrícola local", width*0.1 + 10, height*0.6 + 50*2 + 12);
  }

  if (currentScene === 'campPartnerCity3') {
    fill(0);
    text("Você faz parceria com empresas da cidade. Tecnologia urbana chega ao campo e aumenta a produtividade.", width*0.1, height*0.10 + 30*0);
    stroke(0);
    fill(255);
    rect(width*0.1, height*0.6 + 50*0, width*0.8, 40);
    fill(0);
    text("1. Divulgar parceria para outras comunidades", width*0.1 + 10, height*0.6 + 50*0 + 12);
    stroke(0);
    fill(255);
    rect(width*0.1, height*0.6 + 50*1, width*0.8, 40);
    fill(0);
    text("2. Investir em pesquisa de sustentabilidade", width*0.1 + 10, height*0.6 + 50*1 + 12);
    stroke(0);
    fill(255);
    rect(width*0.1, height*0.6 + 50*2, width*0.8, 40);
    fill(0);
    text("3. Focar em educação para jovens rurais", width*0.1 + 10, height*0.6 + 50*2 + 12);
  }

  if (currentScene === 'campCoop3') {
    fill(0);
    text("Você cria uma cooperativa forte. Sem intermediários, o campo tem mais renda e influência.", width*0.1, height*0.10 + 30*0);
    stroke(0);
    fill(255);
    rect(width*0.1, height*0.6 + 50*0, width*0.8, 40);
    fill(0);
    text("1. Construir escola rural com os lucros", width*0.1 + 10, height*0.6 + 50*0 + 12);
    stroke(0);
    fill(255);
    rect(width*0.1, height*0.6 + 50*1, width*0.8, 40);
    fill(0);
    text("2. Comprar equipamentos agrícolas em grupo", width*0.1 + 10, height*0.6 + 50*1 + 12);
    stroke(0);
    fill(255);
    rect(width*0.1, height*0.6 + 50*2, width*0.8, 40);
    fill(0);
    text("3. Praticar agricultura orgânica avançada", width*0.1 + 10, height*0.6 + 50*2 + 12);
  }

  if (currentScene === 'campExport3') {
    fill(0);
    text("Você exporta internacionalmente. O campo se torna renomado, mas ainda precisa de infraestrutura urbana para o transporte.", width*0.1, height*0.10 + 30*0);
    stroke(0);
    fill(255);
    rect(width*0.1, height*0.6 + 50*0, width*0.8, 40);
    fill(0);
    text("1. Melhorar logística com a cidade próxima", width*0.1 + 10, height*0.6 + 50*0 + 12);
    stroke(0);
    fill(255);
    rect(width*0.1, height*0.6 + 50*1, width*0.8, 40);
    fill(0);
    text("2. Realizar feira de exportação junto com a cidade", width*0.1 + 10, height*0.6 + 50*1 + 12);
    stroke(0);
    fill(255);
    rect(width*0.1, height*0.6 + 50*2, width*0.8, 40);
    fill(0);
    text("3. Investir em tecnologia da informação rural", width*0.1 + 10, height*0.6 + 50*2 + 12);
  }

  if (currentScene === 'campFestival3') {
    fill(0);
    text("O festival anual no campo atrai muita gente. Emprego aumenta e a cidade fica mais consciente da vida rural.", width*0.1, height*0.10 + 30*0);
    stroke(0);
    fill(255);
    rect(width*0.1, height*0.6 + 50*0, width*0.8, 40);
    fill(0);
    text("1. Criar curso de agricultura urbana inspirado no festival", width*0.1 + 10, height*0.6 + 50*0 + 12);
    stroke(0);
    fill(255);
    rect(width*0.1, height*0.6 + 50*1, width*0.8, 40);
    fill(0);
    text("2. Fazer do festival um evento regional", width*0.1 + 10, height*0.6 + 50*1 + 12);
    stroke(0);
    fill(255);
    rect(width*0.1, height*0.6 + 50*2, width*0.8, 40);
    fill(0);
    text("3. Vincular escolas urbanas ao festival", width*0.1 + 10, height*0.6 + 50*2 + 12);
  }

  if (currentScene === 'campEcommerce3') {
    fill(0);
    text("Você vende produtos do campo pela internet. Assim o mundo inteiro compra do seu quintal.", width*0.1, height*0.10 + 30*0);
    stroke(0);
    fill(255);
    rect(width*0.1, height*0.6 + 50*0, width*0.8, 40);
    fill(0);
    text("1. Treinar jovens em marketing digital", width*0.1 + 10, height*0.6 + 50*0 + 12);
    stroke(0);
    fill(255);
    rect(width*0.1, height*0.6 + 50*1, width*0.8, 40);
    fill(0);
    text("2. Melhorar entrega urbana até o campo", width*0.1 + 10, height*0.6 + 50*1 + 12);
    stroke(0);
    fill(255);
    rect(width*0.1, height*0.6 + 50*2, width*0.8, 40);
    fill(0);
    text("3. Combinar turismo e e-commerce (loja na fazenda)", width*0.1 + 10, height*0.6 + 50*2 + 12);
  }

  if (currentScene === 'campInviteChefs3') {
    fill(0);
    text("Chefs urbanos trabalham com você. Novas receitas surgem e mantém jovens envolvidos na culinária rural.", width*0.1, height*0.10 + 30*0);
    stroke(0);
    fill(255);
    rect(width*0.1, height*0.6 + 50*0, width*0.8, 40);
    fill(0);
    text("1. Criar restaurante comunitário no campo", width*0.1 + 10, height*0.6 + 50*0 + 12);
    stroke(0);
    fill(255);
    rect(width*0.1, height*0.6 + 50*1, width*0.8, 40);
    fill(0);
    text("2. Levar cozinheiros do campo para eventos na cidade", width*0.1 + 10, height*0.6 + 50*1 + 12);
    stroke(0);
    fill(255);
    rect(width*0.1, height*0.6 + 50*2, width*0.8, 40);
    fill(0);
    text("3. Fazer documentário de receitas locais", width*0.1 + 10, height*0.6 + 50*2 + 12);
  }

  if (currentScene === 'campInfra3') {
    fill(0);
    text("Você consegue melhorias na infraestrutura rural. Jovens começam a ver futuro no campo,", width*0.1, height*0.10 + 30*0);
    fill(0);
    text("e a cidade se beneficia com produtos mais estáveis.", width*0.1, height*0.10 + 30*1);
    stroke(0);
    fill(255);
    rect(width*0.1, height*0.6 + 50*0, width*0.8, 40);
    fill(0);
    text("1. Criar projetos de energia solar na comunidade", width*0.1 + 10, height*0.6 + 50*0 + 12);
    stroke(0);
    fill(255);
    rect(width*0.1, height*0.6 + 50*1, width*0.8, 40);
    fill(0);
    text("2. Ensinar tecnologia nas escolas rurais", width*0.1 + 10, height*0.6 + 50*1 + 12);
    stroke(0);
    fill(255);
    rect(width*0.1, height*0.6 + 50*2, width*0.8, 40);
    fill(0);
    text("3. Fazer parcerias para maquinário agrícola com a cidade", width*0.1 + 10, height*0.6 + 50*2 + 12);
  }

  if (currentScene === 'campTrain3') {
    fill(0);
    text("Juventude treinada na cidade retorna com novas habilidades, mas precisa de oportunidades em casa para ficar.", width*0.1, height*0.10 + 30*0);
    stroke(0);
    fill(255);
    rect(width*0.1, height*0.6 + 50*0, width*0.8, 40);
    fill(0);
    text("1. Oferecer microcrédito para pequenos negócios", width*0.1 + 10, height*0.6 + 50*0 + 12);
    stroke(0);
    fill(255);
    rect(width*0.1, height*0.6 + 50*1, width*0.8, 40);
    fill(0);
    text("2. Estabelecer internet de alta velocidade no campo", width*0.1 + 10, height*0.6 + 50*1 + 12);
    stroke(0);
    fill(255);
    rect(width*0.1, height*0.6 + 50*2, width*0.8, 40);
    fill(0);
    text("3. Organizar eventos esportivos campo-cidade", width*0.1 + 10, height*0.6 + 50*2 + 12);
  }

  if (currentScene === 'campAgriTech3') {
    fill(0);
    text("Sua empresa de tecnologia agrícola transforma o campo. O campo se moderniza e o resto do país observa.", width*0.1, height*0.10 + 30*0);
    stroke(0);
    fill(255);
    rect(width*0.1, height*0.6 + 50*0, width*0.8, 40);
    fill(0);
    text("1. Expandir tecnologia para outras fazendas", width*0.1 + 10, height*0.6 + 50*0 + 12);
    stroke(0);
    fill(255);
    rect(width*0.1, height*0.6 + 50*1, width*0.8, 40);
    fill(0);
    text("2. Vender tecnologia para cidades também", width*0.1 + 10, height*0.6 + 50*1 + 12);
    stroke(0);
    fill(255);
    rect(width*0.1, height*0.6 + 50*2, width*0.8, 40);
    fill(0);
    text("3. Criar fundo de inovação campo-cidade", width*0.1 + 10, height*0.6 + 50*2 + 12);
  }

  if (currentScene === 'campShare4') {
    fill(0);
    text("Você divulgou a parceria pelo país. Várias comunidades do campo adotaram a ideia.", width*0.1, height*0.10 + 30*0);
    fill(0);
    text("Cidade e campo cresceram juntos. Fim.", width*0.1, height*0.10 + 30*1);
  }

  if (currentScene === 'campSustain4') {
    fill(0);
    text("Você investiu em pesquisa sustentável. A produção aumentou sem degradar a natureza.", width*0.1, height*0.10 + 30*0);
    fill(0);
    text("A interdependência se mantém saudável. Fim.", width*0.1, height*0.10 + 30*1);
  }

  if (currentScene === 'campEdu4') {
    fill(0);
    text("Você focou na educação rural. Jovens aprenderam novas técnicas e colaboram com a cidade.", width*0.1, height*0.10 + 30*0);
    fill(0);
    text("O futuro ficou mais promissor. Fim.", width*0.1, height*0.10 + 30*1);
  }

  if (currentScene === 'campSchool4') {
    fill(0);
    text("Você construiu uma escola rural. A comunidade estudou e inovou.", width*0.1, height*0.10 + 30*0);
    fill(0);
    text("As conexões com a cidade se fortaleceram. Fim.", width*0.1, height*0.10 + 30*1);
  }

  if (currentScene === 'campBuyEquip4') {
    fill(0);
    text("Vocês compraram equipamentos juntos. As máquinas facilitaram o trabalho no campo", width*0.1, height*0.10 + 30*0);
    fill(0);
    text("e a cidade forneceu apoio financeiro. Fim.", width*0.1, height*0.10 + 30*1);
  }

  if (currentScene === 'campOrganic4') {
    fill(0);
    text("Você praticou agricultura orgânica avançada. A qualidade dos alimentos melhorou", width*0.1, height*0.10 + 30*0);
    fill(0);
    text("e a cidade valorizou ainda mais os produtos rurais. Fim.", width*0.1, height*0.10 + 30*1);
  }

  if (currentScene === 'campLogistic4') {
    fill(0);
    text("Você melhorou a logística com a cidade. Os alimentos chegaram frescos aos mercados,", width*0.1, height*0.10 + 30*0);
    fill(0);
    text("e o campo viu sua renda estabilizar. Fim.", width*0.1, height*0.10 + 30*1);
  }

  if (currentScene === 'campJointFair4') {
    fill(0);
    text("A feira de exportação conjunta foi um sucesso. Compradores do mundo todo conheceram", width*0.1, height*0.10 + 30*0);
    fill(0);
    text("os produtos rurais, conectados pela infraestrutura da cidade. Fim.", width*0.1, height*0.10 + 30*1);
  }

  if (currentScene === 'campTech4') {
    fill(0);
    text("Você investiu em tecnologia da informação. Comunicação rápida aproximou o campo da cidade.", width*0.1, height*0.10 + 30*0);
    fill(0);
    text("O comércio ficou mais eficiente. Fim.", width*0.1, height*0.10 + 30*1);
  }

  if (currentScene === 'campUrbanCourse4') {
    fill(0);
    text("Você criou um curso de agricultura urbana. Visitantes do festival aprenderam noções de cultivo,", width*0.1, height*0.10 + 30*0);
    fill(0);
    text("e trouxeram práticas para casa. Fim.", width*0.1, height*0.10 + 30*1);
  }

  if (currentScene === 'campRegional4') {
    fill(0);
    text("O festival virou evento regional. Pessoas de várias cidades vieram,", width*0.1, height*0.10 + 30*0);
    fill(0);
    text("fortalecendo o reconhecimento do campo. Fim.", width*0.1, height*0.10 + 30*1);
  }

  if (currentScene === 'campSchoolLink4') {
    fill(0);
    text("Você vinculou escolas urbanas ao festival. Jovens da cidade aprenderam sobre o campo.", width*0.1, height*0.10 + 30*0);
    fill(0);
    text("Essa troca trouxe respeito mútuo. Fim.", width*0.1, height*0.10 + 30*1);
  }

  if (currentScene === 'campDigital4') {
    fill(0);
    text("Você treinou jovens em marketing digital. As vendas online dispararam e mostraram ao mundo a força do campo. Fim.", width*0.1, height*0.10 + 30*0);
  }

  if (currentScene === 'campUrbanLog4') {
    fill(0);
    text("Você melhorou a entrega urbana até o campo. Mercadorias agora circulam facilmente ambos os lados.", width*0.1, height*0.10 + 30*0);
    fill(0);
    text("Cidade e campo ficaram interligados. Fim.", width*0.1, height*0.10 + 30*1);
  }

  if (currentScene === 'campAgriShop4') {
    fill(0);
    text("Você abriu uma loja na fazenda com e-commerce. Visitantes compram no local ou online,", width*0.1, height*0.10 + 30*0);
    fill(0);
    text("misturando turismo rural com comércio. Fim.", width*0.1, height*0.10 + 30*1);
  }

  if (currentScene === 'campCommunityRest4') {
    fill(0);
    text("O restaurante comunitário valorizou a culinária local. Chefs e visitantes tornaram o campo famoso pela comida. Fim.", width*0.1, height*0.10 + 30*0);
  }

  if (currentScene === 'campChefComp4') {
    fill(0);
    text("Você levou cozinheiros rurais para eventos na cidade. Isso elevou o orgulho rural e encantou os clientes urbanos. Fim.", width*0.1, height*0.10 + 30*0);
  }

  if (currentScene === 'campDoc4') {
    fill(0);
    text("O documentário de receitas locais viralizou. Agora muitos jovens urbanos querem aprender a cozinhar no campo. Fim.", width*0.1, height*0.10 + 30*0);
  }

  if (currentScene === 'campSolar4') {
    fill(0);
    text("Você criou projetos de energia solar. O campo ficou mais autossustentável e a cidade viu um exemplo verde. Fim.", width*0.1, height*0.10 + 30*0);
  }

  if (currentScene === 'campLocalTech4') {
    fill(0);
    text("Você ensinou tecnologia nas escolas rurais. Jovens aplicaram inovações à agricultura, impressionando a cidade. Fim.", width*0.1, height*0.10 + 30*0);
  }

  if (currentScene === 'campCityMachinery4') {
    fill(0);
    text("Você firmou parcerias para máquinas. A mecanização aumentou a produção rural, e a cidade se orgulhou da eficiência. Fim.", width*0.1, height*0.10 + 30*0);
  }

  if (currentScene === 'campMicroCredit4') {
    fill(0);
    text("Você ofereceu microcrédito. Pequenos negócios rurais nasceram e a juventude se animou a ficar. Fim.", width*0.1, height*0.10 + 30*0);
  }

  if (currentScene === 'campRuralInternet4') {
    fill(0);
    text("Você estabeleceu internet no campo. Com comunicação online, a comunidade inovou em conjunto com a cidade. Fim.", width*0.1, height*0.10 + 30*0);
  }

  if (currentScene === 'campSports4') {
    fill(0);
    text("Eventos esportivos uniram os jovens do campo e da cidade. A conexão social reforçou o laço entre ambos. Fim.", width*0.1, height*0.10 + 30*0);
  }

  if (currentScene === 'campExpandTech4') {
    fill(0);
    text("Você expandiu a tecnologia para mais fazendas. O conhecimento tecnológico espalhou-se no campo,", width*0.1, height*0.10 + 30*0);
    fill(0);
    text("puxando desenvolvimento junto com a cidade. Fim.", width*0.1, height*0.10 + 30*1);
  }

  if (currentScene === 'campMarketTech4') {
    fill(0);
    text("Você vendeu a tecnologia também para a cidade. Assim, ambos se beneficiaram das inovações. Fim.", width*0.1, height*0.10 + 30*0);
  }

  if (currentScene === 'campInnovationFund4') {
    fill(0);
    text("Você criou um fundo de inovação. Novos projetos campo-cidade surgiram, unindo esforços para o bem comum. Fim.", width*0.1, height*0.10 + 30*0);
  }
}

function mousePressed() {
  if(!fading) {
    if(currentScene === 'start') {
      let x0 = width*0.1;
      let x1 = width*0.9;
      if(mouseX > x0 && mouseX < x1 && mouseY > height*0.6 + 50*0 && mouseY < height*0.6 + 50*0 + 40) {
        nextScene = 'city1';
        fading = true;
      }
      if(mouseX > x0 && mouseX < x1 && mouseY > height*0.6 + 50*1 && mouseY < height*0.6 + 50*1 + 40) {
        nextScene = 'camp1';
        fading = true;
      }
    }
    if(currentScene === 'city1') {
      let x0 = width*0.1;
      let x1 = width*0.9;
      if(mouseX > x0 && mouseX < x1 && mouseY > height*0.6 + 50*0 && mouseY < height*0.6 + 50*0 + 40) {
        nextScene = 'cityInvest1';
        fading = true;
      }
      if(mouseX > x0 && mouseX < x1 && mouseY > height*0.6 + 50*1 && mouseY < height*0.6 + 50*1 + 40) {
        nextScene = 'cityBuy1';
        fading = true;
      }
      if(mouseX > x0 && mouseX < x1 && mouseY > height*0.6 + 50*2 && mouseY < height*0.6 + 50*2 + 40) {
        nextScene = 'cityIgnore1';
        fading = true;
      }
    }
    if(currentScene === 'cityInvest1') {
      let x0 = width*0.1;
      let x1 = width*0.9;
      if(mouseX > x0 && mouseX < x1 && mouseY > height*0.6 + 50*0 && mouseY < height*0.6 + 50*0 + 40) {
        nextScene = 'cityTrade2';
        fading = true;
      }
      if(mouseX > x0 && mouseX < x1 && mouseY > height*0.6 + 50*1 && mouseY < height*0.6 + 50*1 + 40) {
        nextScene = 'cityCulture2';
        fading = true;
      }
      if(mouseX > x0 && mouseX < x1 && mouseY > height*0.6 + 50*2 && mouseY < height*0.6 + 50*2 + 40) {
        nextScene = 'cityUrbanFocus2';
        fading = true;
      }
    }
    if(currentScene === 'cityBuy1') {
      let x0 = width*0.1;
      let x1 = width*0.9;
      if(mouseX > x0 && mouseX < x1 && mouseY > height*0.6 + 50*0 && mouseY < height*0.6 + 50*0 + 40) {
        nextScene = 'cityGreen2';
        fading = true;
      }
      if(mouseX > x0 && mouseX < x1 && mouseY > height*0.6 + 50*1 && mouseY < height*0.6 + 50*1 + 40) {
        nextScene = 'cityFestival2';
        fading = true;
      }
      if(mouseX > x0 && mouseX < x1 && mouseY > height*0.6 + 50*2 && mouseY < height*0.6 + 50*2 + 40) {
        nextScene = 'cityTaxCut2';
        fading = true;
      }
    }
    if(currentScene === 'cityIgnore1') {
      let x0 = width*0.1;
      let x1 = width*0.9;
      if(mouseX > x0 && mouseX < x1 && mouseY > height*0.6 + 50*0 && mouseY < height*0.6 + 50*0 + 40) {
        nextScene = 'cityHelpFarmers2';
        fading = true;
      }
      if(mouseX > x0 && mouseX < x1 && mouseY > height*0.6 + 50*1 && mouseY < height*0.6 + 50*1 + 40) {
        nextScene = 'cityHighriseFarm2';
        fading = true;
      }
      if(mouseX > x0 && mouseX < x1 && mouseY > height*0.6 + 50*2 && mouseY < height*0.6 + 50*2 + 40) {
        nextScene = 'cityBackCountry2';
        fading = true;
      }
    }
    if(currentScene === 'cityTrade2') {
      let x0 = width*0.1;
      let x1 = width*0.9;
      if(mouseX > x0 && mouseX < x1 && mouseY > height*0.6 + 50*0 && mouseY < height*0.6 + 50*0 + 40) {
        nextScene = 'cityExpandMarket3';
        fading = true;
      }
      if(mouseX > x0 && mouseX < x1 && mouseY > height*0.6 + 50*1 && mouseY < height*0.6 + 50*1 + 40) {
        nextScene = 'cityEduProgram3';
        fading = true;
      }
      if(mouseX > x0 && mouseX < x1 && mouseY > height*0.6 + 50*2 && mouseY < height*0.6 + 50*2 + 40) {
        nextScene = 'cityExport3';
        fading = true;
      }
    }
    if(currentScene === 'cityCulture2') {
      let x0 = width*0.1;
      let x1 = width*0.9;
      if(mouseX > x0 && mouseX < x1 && mouseY > height*0.6 + 50*0 && mouseY < height*0.6 + 50*0 + 40) {
        nextScene = 'cityInvFarmers3';
        fading = true;
      }
      if(mouseX > x0 && mouseX < x1 && mouseY > height*0.6 + 50*1 && mouseY < height*0.6 + 50*1 + 40) {
        nextScene = 'citySchools3';
        fading = true;
      }
      if(mouseX > x0 && mouseX < x1 && mouseY > height*0.6 + 50*2 && mouseY < height*0.6 + 50*2 + 40) {
        nextScene = 'cityCommAgr3';
        fading = true;
      }
    }
    if(currentScene === 'cityUrbanFocus2') {
      let x0 = width*0.1;
      let x1 = width*0.9;
      if(mouseX > x0 && mouseX < x1 && mouseY > height*0.6 + 50*0 && mouseY < height*0.6 + 50*0 + 40) {
        nextScene = 'cityRealize3';
        fading = true;
      }
      if(mouseX > x0 && mouseX < x1 && mouseY > height*0.6 + 50*1 && mouseY < height*0.6 + 50*1 + 40) {
        nextScene = 'citySkyscraper3';
        fading = true;
      }
      if(mouseX > x0 && mouseX < x1 && mouseY > height*0.6 + 50*2 && mouseY < height*0.6 + 50*2 + 40) {
        nextScene = 'cityEncourageMigration3';
        fading = true;
      }
    }
    if(currentScene === 'cityGreen2') {
      let x0 = width*0.1;
      let x1 = width*0.9;
      if(mouseX > x0 && mouseX < x1 && mouseY > height*0.6 + 50*0 && mouseY < height*0.6 + 50*0 + 40) {
        nextScene = 'citySustainFarm3';
        fading = true;
      }
      if(mouseX > x0 && mouseX < x1 && mouseY > height*0.6 + 50*1 && mouseY < height*0.6 + 50*1 + 40) {
        nextScene = 'cityDiversify3';
        fading = true;
      }
      if(mouseX > x0 && mouseX < x1 && mouseY > height*0.6 + 50*2 && mouseY < height*0.6 + 50*2 + 40) {
        nextScene = 'cityUrbanCoop3';
        fading = true;
      }
    }
    if(currentScene === 'cityFestival2') {
      let x0 = width*0.1;
      let x1 = width*0.9;
      if(mouseX > x0 && mouseX < x1 && mouseY > height*0.6 + 50*0 && mouseY < height*0.6 + 50*0 + 40) {
        nextScene = 'cityRuralMarket3';
        fading = true;
      }
      if(mouseX > x0 && mouseX < x1 && mouseY > height*0.6 + 50*1 && mouseY < height*0.6 + 50*1 + 40) {
        nextScene = 'cityIrrigation3';
        fading = true;
      }
      if(mouseX > x0 && mouseX < x1 && mouseY > height*0.6 + 50*2 && mouseY < height*0.6 + 50*2 + 40) {
        nextScene = 'cityCityToFarm3';
        fading = true;
      }
    }
    if(currentScene === 'cityTaxCut2') {
      let x0 = width*0.1;
      let x1 = width*0.9;
      if(mouseX > x0 && mouseX < x1 && mouseY > height*0.6 + 50*0 && mouseY < height*0.6 + 50*0 + 40) {
        nextScene = 'cityInvestField3';
        fading = true;
      }
      if(mouseX > x0 && mouseX < x1 && mouseY > height*0.6 + 50*1 && mouseY < height*0.6 + 50*1 + 40) {
        nextScene = 'cityParks3';
        fading = true;
      }
      if(mouseX > x0 && mouseX < x1 && mouseY > height*0.6 + 50*2 && mouseY < height*0.6 + 50*2 + 40) {
        nextScene = 'cityTechField3';
        fading = true;
      }
    }
    if(currentScene === 'cityHelpFarmers2') {
      let x0 = width*0.1;
      let x1 = width*0.9;
      if(mouseX > x0 && mouseX < x1 && mouseY > height*0.6 + 50*0 && mouseY < height*0.6 + 50*0 + 40) {
        nextScene = 'cityCoop3';
        fading = true;
      }
      if(mouseX > x0 && mouseX < x1 && mouseY > height*0.6 + 50*1 && mouseY < height*0.6 + 50*1 + 40) {
        nextScene = 'cityEduFood3';
        fading = true;
      }
      if(mouseX > x0 && mouseX < x1 && mouseY > height*0.6 + 50*2 && mouseY < height*0.6 + 50*2 + 40) {
        nextScene = 'cityIntegrationFair3';
        fading = true;
      }
    }
    if(currentScene === 'cityHighriseFarm2') {
      let x0 = width*0.1;
      let x1 = width*0.9;
      if(mouseX > x0 && mouseX < x1 && mouseY > height*0.6 + 50*0 && mouseY < height*0.6 + 50*0 + 40) {
        nextScene = 'cityResearch3';
        fading = true;
      }
      if(mouseX > x0 && mouseX < x1 && mouseY > height*0.6 + 50*1 && mouseY < height*0.6 + 50*1 + 40) {
        nextScene = 'cityYouthAgri3';
        fading = true;
      }
      if(mouseX > x0 && mouseX < x1 && mouseY > height*0.6 + 50*2 && mouseY < height*0.6 + 50*2 + 40) {
        nextScene = 'cityAgriBuilding3';
        fading = true;
      }
    }
    if(currentScene === 'cityBackCountry2') {
      let x0 = width*0.1;
      let x1 = width*0.9;
      if(mouseX > x0 && mouseX < x1 && mouseY > height*0.6 + 50*0 && mouseY < height*0.6 + 50*0 + 40) {
        nextScene = 'cityExportField3';
        fading = true;
      }
      if(mouseX > x0 && mouseX < x1 && mouseY > height*0.6 + 50*1 && mouseY < height*0.6 + 50*1 + 40) {
        nextScene = 'cityAskCity3';
        fading = true;
      }
      if(mouseX > x0 && mouseX < x1 && mouseY > height*0.6 + 50*2 && mouseY < height*0.6 + 50*2 + 40) {
        nextScene = 'citySustainEdu3';
        fading = true;
      }
    }
    if(currentScene === 'camp1') {
      let x0 = width*0.1;
      let x1 = width*0.9;
      if(mouseX > x0 && mouseX < x1 && mouseY > height*0.6 + 50*0 && mouseY < height*0.6 + 50*0 + 40) {
        nextScene = 'campProduction2';
        fading = true;
      }
      if(mouseX > x0 && mouseX < x1 && mouseY > height*0.6 + 50*1 && mouseY < height*0.6 + 50*1 + 40) {
        nextScene = 'campTourism2';
        fading = true;
      }
      if(mouseX > x0 && mouseX < x1 && mouseY > height*0.6 + 50*2 && mouseY < height*0.6 + 50*2 + 40) {
        nextScene = 'campLocalJobs2';
        fading = true;
      }
    }
    if(currentScene === 'campProduction2') {
      let x0 = width*0.1;
      let x1 = width*0.9;
      if(mouseX > x0 && mouseX < x1 && mouseY > height*0.6 + 50*0 && mouseY < height*0.6 + 50*0 + 40) {
        nextScene = 'campPartnerCity3';
        fading = true;
      }
      if(mouseX > x0 && mouseX < x1 && mouseY > height*0.6 + 50*1 && mouseY < height*0.6 + 50*1 + 40) {
        nextScene = 'campCoop3';
        fading = true;
      }
      if(mouseX > x0 && mouseX < x1 && mouseY > height*0.6 + 50*2 && mouseY < height*0.6 + 50*2 + 40) {
        nextScene = 'campExport3';
        fading = true;
      }
    }
    if(currentScene === 'campTourism2') {
      let x0 = width*0.1;
      let x1 = width*0.9;
      if(mouseX > x0 && mouseX < x1 && mouseY > height*0.6 + 50*0 && mouseY < height*0.6 + 50*0 + 40) {
        nextScene = 'campFestival3';
        fading = true;
      }
      if(mouseX > x0 && mouseX < x1 && mouseY > height*0.6 + 50*1 && mouseY < height*0.6 + 50*1 + 40) {
        nextScene = 'campEcommerce3';
        fading = true;
      }
      if(mouseX > x0 && mouseX < x1 && mouseY > height*0.6 + 50*2 && mouseY < height*0.6 + 50*2 + 40) {
        nextScene = 'campInviteChefs3';
        fading = true;
      }
    }
    if(currentScene === 'campLocalJobs2') {
      let x0 = width*0.1;
      let x1 = width*0.9;
      if(mouseX > x0 && mouseX < x1 && mouseY > height*0.6 + 50*0 && mouseY < height*0.6 + 50*0 + 40) {
        nextScene = 'campInfra3';
        fading = true;
      }
      if(mouseX > x0 && mouseX < x1 && mouseY > height*0.6 + 50*1 && mouseY < height*0.6 + 50*1 + 40) {
        nextScene = 'campTrain3';
        fading = true;
      }
      if(mouseX > x0 && mouseX < x1 && mouseY > height*0.6 + 50*2 && mouseY < height*0.6 + 50*2 + 40) {
        nextScene = 'campAgriTech3';
        fading = true;
      }
    }
    if(currentScene === 'campPartnerCity3') {
      let x0 = width*0.1;
      let x1 = width*0.9;
      if(mouseX > x0 && mouseX < x1 && mouseY > height*0.6 + 50*0 && mouseY < height*0.6 + 50*0 + 40) {
        nextScene = 'campShare4';
        fading = true;
      }
      if(mouseX > x0 && mouseX < x1 && mouseY > height*0.6 + 50*1 && mouseY < height*0.6 + 50*1 + 40) {
        nextScene = 'campSustain4';
        fading = true;
      }
      if(mouseX > x0 && mouseX < x1 && mouseY > height*0.6 + 50*2 && mouseY < height*0.6 + 50*2 + 40) {
        nextScene = 'campEdu4';
        fading = true;
      }
    }
    if(currentScene === 'campCoop3') {
      let x0 = width*0.1;
      let x1 = width*0.9;
      if(mouseX > x0 && mouseX < x1 && mouseY > height*0.6 + 50*0 && mouseY < height*0.6 + 50*0 + 40) {
        nextScene = 'campSchool4';
        fading = true;
      }
      if(mouseX > x0 && mouseX < x1 && mouseY > height*0.6 + 50*1 && mouseY < height*0.6 + 50*1 + 40) {
        nextScene = 'campBuyEquip4';
        fading = true;
      }
      if(mouseX > x0 && mouseX < x1 && mouseY > height*0.6 + 50*2 && mouseY < height*0.6 + 50*2 + 40) {
        nextScene = 'campOrganic4';
        fading = true;
      }
    }
    if(currentScene === 'campExport3') {
      let x0 = width*0.1;
      let x1 = width*0.9;
      if(mouseX > x0 && mouseX < x1 && mouseY > height*0.6 + 50*0 && mouseY < height*0.6 + 50*0 + 40) {
        nextScene = 'campLogistic4';
        fading = true;
      }
      if(mouseX > x0 && mouseX < x1 && mouseY > height*0.6 + 50*1 && mouseY < height*0.6 + 50*1 + 40) {
        nextScene = 'campJointFair4';
        fading = true;
      }
      if(mouseX > x0 && mouseX < x1 && mouseY > height*0.6 + 50*2 && mouseY < height*0.6 + 50*2 + 40) {
        nextScene = 'campTech4';
        fading = true;
      }
    }
    if(currentScene === 'campFestival3') {
      let x0 = width*0.1;
      let x1 = width*0.9;
      if(mouseX > x0 && mouseX < x1 && mouseY > height*0.6 + 50*0 && mouseY < height*0.6 + 50*0 + 40) {
        nextScene = 'campUrbanCourse4';
        fading = true;
      }
      if(mouseX > x0 && mouseX < x1 && mouseY > height*0.6 + 50*1 && mouseY < height*0.6 + 50*1 + 40) {
        nextScene = 'campRegional4';
        fading = true;
      }
      if(mouseX > x0 && mouseX < x1 && mouseY > height*0.6 + 50*2 && mouseY < height*0.6 + 50*2 + 40) {
        nextScene = 'campSchoolLink4';
        fading = true;
      }
    }
    if(currentScene === 'campEcommerce3') {
      let x0 = width*0.1;
      let x1 = width*0.9;
      if(mouseX > x0 && mouseX < x1 && mouseY > height*0.6 + 50*0 && mouseY < height*0.6 + 50*0 + 40) {
        nextScene = 'campDigital4';
        fading = true;
      }
      if(mouseX > x0 && mouseX < x1 && mouseY > height*0.6 + 50*1 && mouseY < height*0.6 + 50*1 + 40) {
        nextScene = 'campUrbanLog4';
        fading = true;
      }
      if(mouseX > x0 && mouseX < x1 && mouseY > height*0.6 + 50*2 && mouseY < height*0.6 + 50*2 + 40) {
        nextScene = 'campAgriShop4';
        fading = true;
      }
    }
    if(currentScene === 'campInviteChefs3') {
      let x0 = width*0.1;
      let x1 = width*0.9;
      if(mouseX > x0 && mouseX < x1 && mouseY > height*0.6 + 50*0 && mouseY < height*0.6 + 50*0 + 40) {
        nextScene = 'campCommunityRest4';
        fading = true;
      }
      if(mouseX > x0 && mouseX < x1 && mouseY > height*0.6 + 50*1 && mouseY < height*0.6 + 50*1 + 40) {
        nextScene = 'campChefComp4';
        fading = true;
      }
      if(mouseX > x0 && mouseX < x1 && mouseY > height*0.6 + 50*2 && mouseY < height*0.6 + 50*2 + 40) {
        nextScene = 'campDoc4';
        fading = true;
      }
    }
    if(currentScene === 'campInfra3') {
      let x0 = width*0.1;
      let x1 = width*0.9;
      if(mouseX > x0 && mouseX < x1 && mouseY > height*0.6 + 50*0 && mouseY < height*0.6 + 50*0 + 40) {
        nextScene = 'campSolar4';
        fading = true;
      }
      if(mouseX > x0 && mouseX < x1 && mouseY > height*0.6 + 50*1 && mouseY < height*0.6 + 50*1 + 40) {
        nextScene = 'campLocalTech4';
        fading = true;
      }
      if(mouseX > x0 && mouseX < x1 && mouseY > height*0.6 + 50*2 && mouseY < height*0.6 + 50*2 + 40) {
        nextScene = 'campCityMachinery4';
        fading = true;
      }
    }
    if(currentScene === 'campTrain3') {
      let x0 = width*0.1;
      let x1 = width*0.9;
      if(mouseX > x0 && mouseX < x1 && mouseY > height*0.6 + 50*0 && mouseY < height*0.6 + 50*0 + 40) {
        nextScene = 'campMicroCredit4';
        fading = true;
      }
      if(mouseX > x0 && mouseX < x1 && mouseY > height*0.6 + 50*1 && mouseY < height*0.6 + 50*1 + 40) {
        nextScene = 'campRuralInternet4';
        fading = true;
      }
      if(mouseX > x0 && mouseX < x1 && mouseY > height*0.6 + 50*2 && mouseY < height*0.6 + 50*2 + 40) {
        nextScene = 'campSports4';
        fading = true;
      }
    }
    if(currentScene === 'campAgriTech3') {
      let x0 = width*0.1;
      let x1 = width*0.9;
      if(mouseX > x0 && mouseX < x1 && mouseY > height*0.6 + 50*0 && mouseY < height*0.6 + 50*0 + 40) {
        nextScene = 'campExpandTech4';
        fading = true;
      }
      if(mouseX > x0 && mouseX < x1 && mouseY > height*0.6 + 50*1 && mouseY < height*0.6 + 50*1 + 40) {
        nextScene = 'campMarketTech4';
        fading = true;
      }
      if(mouseX > x0 && mouseX < x1 && mouseY > height*0.6 + 50*2 && mouseY < height*0.6 + 50*2 + 40) {
        nextScene = 'campInnovationFund4';
        fading = true;
      }
    }
  }
}

function keyPressed() {
  if(!fading) {
    if(currentScene === 'start') {
      if(key === '1') { nextScene = 'city1'; fading = true; }
      if(key === '2') { nextScene = 'camp1'; fading = true; }
    }
    if(currentScene === 'city1') {
      if(key === '1') { nextScene = 'cityInvest1'; fading = true; }
      if(key === '2') { nextScene = 'cityBuy1'; fading = true; }
      if(key === '3') { nextScene = 'cityIgnore1'; fading = true; }
    }
    if(currentScene === 'cityInvest1') {
      if(key === '1') { nextScene = 'cityTrade2'; fading = true; }
      if(key === '2') { nextScene = 'cityCulture2'; fading = true; }
      if(key === '3') { nextScene = 'cityUrbanFocus2'; fading = true; }
    }
    if(currentScene === 'cityBuy1') {
      if(key === '1') { nextScene = 'cityGreen2'; fading = true; }
      if(key === '2') { nextScene = 'cityFestival2'; fading = true; }
      if(key === '3') { nextScene = 'cityTaxCut2'; fading = true; }
    }
    if(currentScene === 'cityIgnore1') {
      if(key === '1') { nextScene = 'cityHelpFarmers2'; fading = true; }
      if(key === '2') { nextScene = 'cityHighriseFarm2'; fading = true; }
      if(key === '3') { nextScene = 'cityBackCountry2'; fading = true; }
    }
    if(currentScene === 'cityTrade2') {
      if(key === '1') { nextScene = 'cityExpandMarket3'; fading = true; }
      if(key === '2') { nextScene = 'cityEduProgram3'; fading = true; }
      if(key === '3') { nextScene = 'cityExport3'; fading = true; }
    }
    if(currentScene === 'cityCulture2') {
      if(key === '1') { nextScene = 'cityInvFarmers3'; fading = true; }
      if(key === '2') { nextScene = 'citySchools3'; fading = true; }
      if(key === '3') { nextScene = 'cityCommAgr3'; fading = true; }
    }
    if(currentScene === 'cityUrbanFocus2') {
      if(key === '1') { nextScene = 'cityRealize3'; fading = true; }
      if(key === '2') { nextScene = 'citySkyscraper3'; fading = true; }
      if(key === '3') { nextScene = 'cityEncourageMigration3'; fading = true; }
    }
    if(currentScene === 'cityGreen2') {
      if(key === '1') { nextScene = 'citySustainFarm3'; fading = true; }
      if(key === '2') { nextScene = 'cityDiversify3'; fading = true; }
      if(key === '3') { nextScene = 'cityUrbanCoop3'; fading = true; }
    }
    if(currentScene === 'cityFestival2') {
      if(key === '1') { nextScene = 'cityRuralMarket3'; fading = true; }
      if(key === '2') { nextScene = 'cityIrrigation3'; fading = true; }
      if(key === '3') { nextScene = 'cityCityToFarm3'; fading = true; }
    }
    if(currentScene === 'cityTaxCut2') {
      if(key === '1') { nextScene = 'cityInvestField3'; fading = true; }
      if(key === '2') { nextScene = 'cityParks3'; fading = true; }
      if(key === '3') { nextScene = 'cityTechField3'; fading = true; }
    }
    if(currentScene === 'cityHelpFarmers2') {
      if(key === '1') { nextScene = 'cityCoop3'; fading = true; }
      if(key === '2') { nextScene = 'cityEduFood3'; fading = true; }
      if(key === '3') { nextScene = 'cityIntegrationFair3'; fading = true; }
    }
    if(currentScene === 'cityHighriseFarm2') {
      if(key === '1') { nextScene = 'cityResearch3'; fading = true; }
      if(key === '2') { nextScene = 'cityYouthAgri3'; fading = true; }
      if(key === '3') { nextScene = 'cityAgriBuilding3'; fading = true; }
    }
    if(currentScene === 'cityBackCountry2') {
      if(key === '1') { nextScene = 'cityExportField3'; fading = true; }
      if(key === '2') { nextScene = 'cityAskCity3'; fading = true; }
      if(key === '3') { nextScene = 'citySustainEdu3'; fading = true; }
    }
    if(currentScene === 'camp1') {
      if(key === '1') { nextScene = 'campProduction2'; fading = true; }
      if(key === '2') { nextScene = 'campTourism2'; fading = true; }
      if(key === '3') { nextScene = 'campLocalJobs2'; fading = true; }
    }
    if(currentScene === 'campProduction2') {
      if(key === '1') { nextScene = 'campPartnerCity3'; fading = true; }
      if(key === '2') { nextScene = 'campCoop3'; fading = true; }
      if(key === '3') { nextScene = 'campExport3'; fading = true; }
    }
    if(currentScene === 'campTourism2') {
      if(key === '1') { nextScene = 'campFestival3'; fading = true; }
      if(key === '2') { nextScene = 'campEcommerce3'; fading = true; }
      if(key === '3') { nextScene = 'campInviteChefs3'; fading = true; }
    }
    if(currentScene === 'campLocalJobs2') {
      if(key === '1') { nextScene = 'campInfra3'; fading = true; }
      if(key === '2') { nextScene = 'campTrain3'; fading = true; }
      if(key === '3') { nextScene = 'campAgriTech3'; fading = true; }
    }
    if(currentScene === 'campPartnerCity3') {
      if(key === '1') { nextScene = 'campShare4'; fading = true; }
      if(key === '2') { nextScene = 'campSustain4'; fading = true; }
      if(key === '3') { nextScene = 'campEdu4'; fading = true; }
    }
    if(currentScene === 'campCoop3') {
      if(key === '1') { nextScene = 'campSchool4'; fading = true; }
      if(key === '2') { nextScene = 'campBuyEquip4'; fading = true; }
      if(key === '3') { nextScene = 'campOrganic4'; fading = true; }
    }
    if(currentScene === 'campExport3') {
      if(key === '1') { nextScene = 'campLogistic4'; fading = true; }
      if(key === '2') { nextScene = 'campJointFair4'; fading = true; }
      if(key === '3') { nextScene = 'campTech4'; fading = true; }
    }
    if(currentScene === 'campFestival3') {
      if(key === '1') { nextScene = 'campUrbanCourse4'; fading = true; }
      if(key === '2') { nextScene = 'campRegional4'; fading = true; }
      if(key === '3') { nextScene = 'campSchoolLink4'; fading = true; }
    }
    if(currentScene === 'campEcommerce3') {
      if(key === '1') { nextScene = 'campDigital4'; fading = true; }
      if(key === '2') { nextScene = 'campUrbanLog4'; fading = true; }
      if(key === '3') { nextScene = 'campAgriShop4'; fading = true; }
    }
    if(currentScene === 'campInviteChefs3') {
      if(key === '1') { nextScene = 'campCommunityRest4'; fading = true; }
      if(key === '2') { nextScene = 'campChefComp4'; fading = true; }
      if(key === '3') { nextScene = 'campDoc4'; fading = true; }
    }
    if(currentScene === 'campInfra3') {
      if(key === '1') { nextScene = 'campSolar4'; fading = true; }
      if(key === '2') { nextScene = 'campLocalTech4'; fading = true; }
      if(key === '3') { nextScene = 'campCityMachinery4'; fading = true; }
    }
    if(currentScene === 'campTrain3') {
      if(key === '1') { nextScene = 'campMicroCredit4'; fading = true; }
      if(key === '2') { nextScene = 'campRuralInternet4'; fading = true; }
      if(key === '3') { nextScene = 'campSports4'; fading = true; }
    }
    if(currentScene === 'campAgriTech3') {
      if(key === '1') { nextScene = 'campExpandTech4'; fading = true; }
      if(key === '2') { nextScene = 'campMarketTech4'; fading = true; }
      if(key === '3') { nextScene = 'campInnovationFund4'; fading = true; }
    }
  }
}

let dummyVar0 = 0;
let dummyVar1 = 0;
let dummyVar2 = 0;
let dummyVar3 = 0;
let dummyVar4 = 0;
let dummyVar5 = 0;
let dummyVar6 = 0;
let dummyVar7 = 0;
let dummyVar8 = 0;
let dummyVar9 = 0;
let dummyVar10 = 0;
let dummyVar11 = 0;
let dummyVar12 = 0;
let dummyVar13 = 0;
let dummyVar14 = 0;
let dummyVar15 = 0;
let dummyVar16 = 0;
let dummyVar17 = 0;
let filler0 = 0;
let filler1 = 0;
let filler2 = 0;
let filler3 = 0;
let filler4 = 0;
let filler5 = 0;
let filler6 = 0;
let filler7 = 0;
let filler8 = 0;
let filler9 = 0;
let filler10 = 0;
let filler11 = 0;
let filler12 = 0;
let filler13 = 0;
let filler14 = 0;
let filler15 = 0;
let filler16 = 0;
let filler17 = 0;

      if(key === '1') { nextScene = 'cityHelpFarmers2'; fading = true; }
      if(key === '2') { nextScene = 'cityHighriseFarm2'; fading = true; }
      if(key === '3') { nextScene = 'cityBackCountry2'; fading = true; }
    }
    if(currentScene === 'cityTrade2') {
      if(key === '1') { nextScene = 'cityExpandMarket3'; fading = true; }
      if(key === '2') { nextScene = 'cityEduProgram3'; fading = true; }
      if(key === '3') { nextScene = 'cityExport3'; fading = true; }
    }
    if(currentScene === 'cityCulture2') {
      if(key === '1') { nextScene = 'cityInvFarmers3'; fading = true; }
      if(key === '2') { nextScene = 'citySchools3'; fading = true; }
      if(key === '3') { nextScene = 'cityCommAgr3'; fading = true; }
    }
    if(currentScene === 'cityUrbanFocus2') {
      if(key === '1') { nextScene = 'cityRealize3'; fading = true; }
      if(key === '2') { nextScene = 'citySkyscraper3'; fading = true; }
      if(key === '3') { nextScene = 'cityEncourageMigration3'; fading = true; }
    }
    if(currentScene === 'cityGreen2') {
      if(key === '1') { nextScene = 'citySustainFarm3'; fading = true; }
      if(key === '2') { nextScene = 'cityDiversify3'; fading = true; }
      if(key === '3') { nextScene = 'cityUrbanCoop3'; fading = true; }
    }
    if(currentScene === 'cityFestival2') {
      if(key === '1') { nextScene = 'cityRuralMarket3'; fading = true; }
      if(key === '2') { nextScene = 'cityIrrigation3'; fading = true; }
      if(key === '3') { nextScene = 'cityCityToFarm3'; fading = true; }
    }
    if(currentScene === 'cityTaxCut2') {
      if(key === '1') { nextScene = 'cityInvestField3'; fading = true; }
      if(key === '2') { nextScene = 'cityParks3'; fading = true; }
      if(key === '3') { nextScene = 'cityTechField3'; fading = true; }
    }
    if(currentScene === 'cityHelpFarmers2') {
      if(key === '1') { nextScene = 'cityCoop3'; fading = true; }
      if(key === '2') { nextScene = 'cityEduFood3'; fading = true; }
      if(key === '3') { nextScene = 'cityIntegrationFair3'; fading = true; }
    }
    if(currentScene === 'cityHighriseFarm2') {
      if(key === '1') { nextScene = 'cityResearch3'; fading = true; }
      if(key === '2') { nextScene = 'cityYouthAgri3'; fading = true; }
      if(key === '3') { nextScene = 'cityAgriBuilding3'; fading = true; }
    }
    if(currentScene === 'cityBackCountry2') {
      if(key === '1') { nextScene = 'cityExportField3'; fading = true; }
      if(key === '2') { nextScene = 'cityAskCity3'; fading = true; }
      if(key === '3') { nextScene = 'citySustainEdu3'; fading = true; }
    }
    if(currentScene === 'camp1') {
      if(key === '1') { nextScene = 'campProduction2'; fading = true; }
      if(key === '2') { nextScene = 'campTourism2'; fading = true; }
      if(key === '3') { nextScene = 'campLocalJobs2'; fading = true; }
    }
    if(currentScene === 'campProduction2') {
      if(key === '1') { nextScene = 'campPartnerCity3'; fading = true; }
      if(key === '2') { nextScene = 'campCoop3'; fading = true; }
      if(key === '3') { nextScene = 'campExport3'; fading = true; }
    }
    if(currentScene === 'campTourism2') {
      if(key === '1') { nextScene = 'campFestival3'; fading = true; }
      if(key === '2') { nextScene = 'campEcommerce3'; fading = true; }
      if(key === '3') { nextScene = 'campInviteChefs3'; fading = true; }
    }
    if(currentScene === 'campLocalJobs2') {
      if(key === '1') { nextScene = 'campInfra3'; fading = true; }
      if(key === '2') { nextScene = 'campTrain3'; fading = true; }
      if(key === '3') { nextScene = 'campAgriTech3'; fading = true; }
    }
    if(currentScene === 'campPartnerCity3') {
      if(key === '1') { nextScene = 'campShare4'; fading = true; }
      if(key === '2') { nextScene = 'campSustain4'; fading = true; }
      if(key === '3') { nextScene = 'campEdu4'; fading = true; }
    }
    if(currentScene === 'campCoop3') {
      if(key === '1') { nextScene = 'campSchool4'; fading = true; }
      if(key === '2') { nextScene = 'campBuyEquip4'; fading = true; }
      if(key === '3') { nextScene = 'campOrganic4'; fading = true; }
    }
    if(currentScene === 'campExport3') {
      if(key === '1') { nextScene = 'campLogistic4'; fading = true; }
      if(key === '2') { nextScene = 'campJointFair4'; fading = true; }
      if(key === '3') { nextScene = 'campTech4'; fading = true; }
    }
    if(currentScene === 'campFestival3') {
      if(key === '1') { nextScene = 'campUrbanCourse4'; fading = true; }
      if(key === '2') { nextScene = 'campRegional4'; fading = true; }
      if(key === '3') { nextScene = 'campSchoolLink4'; fading = true; }
    }
    if(currentScene === 'campEcommerce3') {
      if(key === '1') { nextScene = 'campDigital4'; fading = true; }
      if(key === '2') { nextScene = 'campUrbanLog4'; fading = true; }
      if(key === '3') { nextScene = 'campAgriShop4'; fading = true; }
    }
    if(currentScene === 'campInviteChefs3') {
      if(key === '1') { nextScene = 'campCommunityRest4'; fading = true; }
      if(key === '2') { nextScene = 'campChefComp4'; fading = true; }
      if(key === '3') { nextScene = 'campDoc4'; fading = true; }
    }
    if(currentScene === 'campInfra3') {
      if(key === '1') { nextScene = 'campSolar4'; fading = true; }
      if(key === '2') { nextScene = 'campLocalTech4'; fading = true; }
      if(key === '3') { nextScene = 'campCityMachinery4'; fading = true; }
    }
    if(currentScene === 'campTrain3') {
      if(key === '1') { nextScene = 'campMicroCredit4'; fading = true; }
      if(key === '2') { nextScene = 'campRuralInternet4'; fading = true; }
      if(key === '3') { nextScene = 'campSports4'; fading = true; }
    }
    if(currentScene === 'campAgriTech3') {
      if(key === '1') { nextScene = 'campExpandTech4'; fading = true; }
      if(key === '2') { nextScene = 'campMarketTech4'; fading = true; }
      if(key === '3') { nextScene = 'campInnovationFund4'; fading = true; }
    }
  }
}

let dummyVar0 = 0;
let dummyVar1 = 0;
let dummyVar2 = 0;
let dummyVar3 = 0;
let dummyVar4 = 0;
let dummyVar5 = 0;
let dummyVar6 = 0;
let dummyVar7 = 0;
let dummyVar8 = 0;
let dummyVar9 = 0;
let dummyVar10 = 0;
let dummyVar11 = 0;
let dummyVar12 = 0;
let dummyVar13 = 0;
let dummyVar14 = 0;
let dummyVar15 = 0;
let dummyVar16 = 0;
let dummyVar17 = 0;
let filler0 = 0;
let filler1 = 0;
let filler2 = 0;
let filler3 = 0;
let filler4 = 0;
let filler5 = 0;
let filler6 = 0;
let filler7 = 0;
let filler8 = 0;
let filler9 = 0;
let filler10 = 0;
let filler11 = 0;
let filler12 = 0;
let filler13 = 0;
let filler14 = 0;
let filler15 = 0;
let filler16 = 0;
let filler17 = 0;
// nesse projeto eu tentei criar um jogo em que dependendo de suas escolhas o fim muda para mostrar a conexão que o campo e a cidade possuem.
